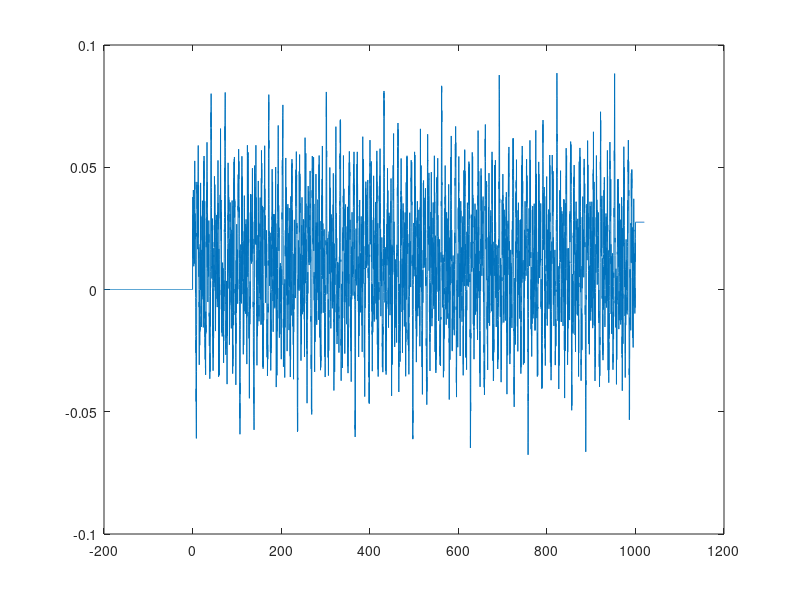

This figure's MATLAB source:
clc
clear all
close all

profile1D = [reshape([-1.05	1.03	1.44	0.42	0.89	2.12	2.73	2.06	0.32	0.23
0.7	0.53	1.39	2	1.82	1.53	1.31	2.2	3.02	2.14
0.59	0.2	0.56	0.46	0.65	0.86	0.32	-0.1	0.11	0.43
0.53	0.79	0.98	1	1.17	1.2	1.51	1.27	0.5	0.46
0.01	0.38	1.68	1.56	1.63	2.21	2.62	3.23	3.64	4.21
3.68	3.04	3.35	2.2	1.13	1.45	1.96	2.06	1.13	1.01
1.23	1.12	1.73	1.07	-0.05	-0.54	-1.17	-1.02	-1.13	-1.38
-1.8	-2.97	-3.23	-3.53	-3.64	-3.12	-3.54	-3.79	-4.52	-5.63
-5.18	-5.11	-5.96	-6.37	-6.53	-7.05	-7.14	-5.89	-5.04	-4.41
-2.94	-2.49	-2.49	-1.43	0.16	1.26	1.12	1.42	2.93	3.35
2.88	3.23	3.16	2.3	2.25	2.41	2.58	3	2.94	2.89
2.28	1.47	1.54	1.1	0.86	0.94	0.6	1.05	1.49	2.02
2.7	2.45	1.86	1.08	1.72	3.35	3.77	4.65	4.84	3.15
2.2	1.86	1.23	1.17	2.3	3.21	2.87	1.92	0.35	0.23
0.67	-0.53	-0.04	0.48	-0.87	-1.05	-1.36	-1.77	-1.56	-2.26
-3.31	-4.13	-3.52	-2.5	-2.17	-1.08	-1.26	-2.13	-1.89	-1.99
-1.62	-2.19	-3.33	-2.42	-2.38	-2.77	-2.15	-2.7	-2.57	-0.79
0.58	0.8	-0.15	-1.05	-0.52	0.17	-0.72	-1.06	0.45	1.38
2.29	3.31	2.97	2.51	1.78	1.45	1.97	1.14	0.98	1.92
1.61	1.03	0.13	-0.84	-1.38	-2.04	-1.73	-1.85	-2.58	-1.86
-1.48	-1.5	-0.5	0.3	0.34	0.36	0.57	-0.02	-0.71	-0.54
-0.68	-0.43	-0.47	-1.45	-0.85	-0.15	-0.4	0.31	0.92	1.29
1.45	0.92	1.43	2.58	2.5	1.26	0.34	0.72	1.11	0.9
0.63	-0.18	-1.16	-1.31	-1.09	-0.4	0.88	0.36	-1.34	-0.91
-0.5	-1.98	-2.6	-1.66	-0.75	-0.94	-1.47	-0.88	0.4	2.2
3.41	2.4	2.22	4.12	4.2	3.19	3.77	3.81	3.49	4.41
4.13	2.29	1.14	0.31	-1.24	-2.23	-1.92	-1.81	-1.35	0.03
0.73	1.16	1.09	0.96	2.25	2.56	1.67	0.93	-0.32	-1.24
-2.49	-2.99	-1.96	-3.09	-3.91	-2.41	-2.71	-3.42	-3.07	-3.6
-4.18	-4.27	-4.15	-4.15	-4.54	-4.18	-3.34	-2.66	-1.96	-2.32
-2.85	-2.5	-2.65	-2.79	-2.53	-2.02	-0.18	0.91	0.68	1.29
1.82	1.85	1.79	1.8	1.9	1.05	0.75	1.5	1.84	2.55
3.02	2.73	2.43	2.04	2.57	4.12	4.97	3.78	2.31	2.85
3.34	2.52	1.04	-0.14	0.75	1.6	1.45	2.06	1.96	1.14
0.77	0.71	1.25	0.99	-0.61	-1.56	-0.89	-0.03	-0.04	0.13
0.2	-0.29	-0.22	0.39	0.72	0.71	0.81	0.78	0.6	0.61
0.46	0.44	-0.01	-0.52	-0.03	0.12	0.85	1.77	1.03	0.87
1.21	1.02	0.9	0.41	-0.11	-1.34	-2.15	-2	-3.09	-3.36
-2.34	-2.03	-2.41	-3.27	-3.03	-2.69	-2.99	-2.86	-3.9	-4.7
-4.4	-4.3	-3.7	-3.66	-3.86	-3.99	-4.41	-3.72	-3.2	-2.79
-2.1	-2.48	-2.49	-2.56	-2.53	-1.15	-0.72	-0.97	-0.3	0.57
1.22	2.39	4.24	4.99	5.33	6.19	5.87	5.6	6.44	6.96
6.49	5.31	5.08	5.52	4.46	3.12	2.93	2.3	1.36	1.55
1.72	1.59	1.54	0.93	0.45	-0.2	-0.6	-0.09	-0.2	-0.06
0.38	0.38	1.04	1.35	1.37	1.31	0.44	-0.12	-0.17	0.9
1.85	0.98	0.45	-0.69	-2.74	-2.96	-2.53	-2.49	-1.93	-1.01
-1.21	-2.6	-3.7	-4.37	-3.56	-2.84	-3.67	-2.83	-2.52	-3.83
-3.36	-3.11	-3.1	-2.58	-2.96	-3.04	-2.33	-0.73	0.36	0.28
0.64	-0.16	-0.95	-0.28	-0.25	-0.04	-0.45	-0.77	0.77	0.89
0.7	1.58	1.38	2.06	3.58	3.47	2.26	0.95	0.7	1.69
2.08	1.25	1.62	3.2	3.24	2.87	2.44	0.88	-0.07	-0.64
-0.7	-0.27	-1.1	-1.03	-0.37	-1.35	-2.12	-2.59	-2.75	-2.27
-1.91	-0.95	-0.64	-0.67	0.6	1.03	1.01	1.79	1.79	1.08
0.7	0.52	-0.16	-0.42	0.2	0.29	0.54	0.53	0.08	1.2
1.79	1.34	1.91	2	1.62	1.23	0.6	1.01	1.27	0.07
-1.29	-1.43	-0.55	-0.36	-0.91	-1.26	-1.71	-1.77	-0.91	-0.1
0.53	0.89	-0.4	-1.55	-0.33	0.11	-0.89	-0.17	1.52	2.12
1.68	1.63	2.76	3.8	4.23	3.54	1.58	1.41	2.49	1.14
-0.4	-0.02	-0.53	-1.33	-1.21	-2.54	-4.43	-4.62	-4.38	-4.53
-3.72	-2.05	-1.21	-0.42	0.61	0.38	-0.13	-0.7	-1.07	-0.55
-1.54	-3.21	-3.89	-4.56	-4.55	-4.43	-3.63	-2.19	-2.95	-2.73
-0.84	-1.41	-1.86	-1.07	-1.28	-1.18	-0.45	0.17	0.57	0.79
1.72	2.61	2.82	2.81	2.11	1.86	2.58	2.67	2.94	3.71
4.41	5.53	5.23	4	4.02	3.78	3.05	2.6	2.3	2.1
1.41	1.66	2.59	2.56	2.61	2.26	1.37	1.03	0.94	1.53
2.11	1.2	-0.88	-1.83	-0.84	-0.83	-2.07	-2.81	-2.47	-0.74
-0.15	-0.8	-0.65	-1.25	-2.08	-1.96	-1.69	-1.36	-1.96	-2.97
-2.45	-0.84	-0.12	-0.49	-0.51	-0.56	-0.88	-0.48	0.05	-0.06
-0.42	-0.56	-0.77	-1.02	-1.02	-1.18	-1.22	-1.44	-1.44	-0.61
-0.47	-0.19	-0.18	-1.54	-1.75	-1.58	-2.18	-2.56	-3.13	-3.53
-4.05	-3.82	-2.9	-3.15	-2.39	-1.01	-1.13	-1.65	-1.93	-1.14
-0.68	-1.03	-0.83	-1.34	-1.08	0.2	0.73	1.38	1.4	1.32
1.66	1.9	3.02	3.52	3.63	3.93	3.37	3.58	3.95	4.39
5.62	5.46	5.05	5.79	6.31	6.4	6.75	7.01	5.92	4.76
4.24	2.83	2.02	2.11	1.28	-0.27	-1.56	-1.63	-1.59	-2.95
-3.72	-3.19	-3.3	-3.47	-2.61	-2.32	-2.53	-2.61	-3.03	-3.04
-2.93	-2.51	-1.56	-1.51	-1.27	-0.85	-1.01	-0.7	-0.96	-1.52
-1.92	-2.67	-2.6	-2.04	-1.26	-1.43	-3.12	-3.75	-4.34	-4.92
-3.41	-2.11	-1.79	-1.21	-0.94	-1.84	-2.95	-2.79	-1.94	-0.42
0.21	-0.49	0.5	0.6	-0.36	0.83	1.36	1.42	2	1.78
2.23	3.25	4.13	3.87	2.65	2.29	1.34	1.04	2.08	1.98
1.97	1.76	1.88	3.23	2.67	2.14	2.73	2.14	2.34	2.62
1.03	-0.55	-1.01	-0.25	0.84	0.63	-0.26	0.27	1.02	-0.26
-1.46	-2.17	-3.31	-3.18	-2.6	-1.97	-1.35	-1.86	-1.36	-0.75
-1.69	-1.66	-1	-0.23	0.85	1.38	2.04	1.95	1.72	2.51
2.08	1.38	1.49	0.68	-0.29	-0.44	-0.37	-0.58	-0.21	0.64
0.57	0.6	0.52	0.27	1.22	1.05	0.06	0.27	-0.21	-0.97
-1.29	-1.58	-1.09	-1.24	-2.4	-2.64	-1.54	-0.38	-0.5	-1.04
-0.89	-0.62	0.03	1.07	1.39	1.16	0.63	-0.64	-0.69	1.1
1.22	0.41	1.59	2.59	1.84	0.76	0.65	1.25	0.9	-0.32
-1.99	-3.52	-2.9	-2.12	-3.79	-4.49	-3.3	-3.53	-3.88	-3.34
-4.01	-4.19	-2.43	-1	-0.25	1.12	2.36	2.18	1.87	1.61
0.29	-0.62	-1.01	-1.13	-0.78	-1.79	-2.51	-1.62	-0.84	0.34
1.37	2.42	3.33	2.34	2.81	4.17	2.86	2.55	3.51	3.21
3.47	4.16	4.29	4.18	4.04	4.37	4.21	3.34	2.64	1.89
1.95	2.64	2.39	2.32	2.56	2.27	1.89	0.31	-1.2	-1.03
-1.37	-2.04	-2.08	-2.02	-1.94	-2.09	-1.45	-0.83	-1.52	-1.96
-2.51	-3.15	-2.92	-2.6	-2.2	-2.42	-3.83	-4.95	-4.17	-2.42
-2.51	-3.26	-2.63	-1.28	0.14	-0.32	-1.5	-1.38	-1.81	-2.01
-1.17	-0.69	-0.54	-0.97	-1.05	0.36	1.62	1.22	0.2	0.05
-0.01	-0.2	0.23	0.35	-0.22	-0.66	-0.68	-0.72	-0.76	-0.55
-0.53	-0.41	-0.34	-0.07	0.58	0.23	-0.08	-0.51	-1.63	-1.16
-0.64	-1.04	-0.88	-0.74	-0.3	0.23	1.25	2.37	2.2	2.96
3.65	2.68	2.14	2.37	3.21	3.29	2.73	3.03	2.93	3.61
4.69	4.44	4.28	3.77	3.47	3.74	3.75	4.19	3.72	2.97
2.68	1.89	2.06	2.25	2.13	2.31	1.1	0.25	0.55	0.07
-0.86	-1.55	-2.51	-4.3	-5.36	-5.52	-6.32	-6.26	-5.7	-6.33
-6.97	-6.67	-5.49	-4.87	-5.33	-4.64	-3.09	-2.69	-2.31	-1.27
-1.23	-1.55	-1.4	-1.38	-0.87	-0.32	0.2	0.79	0.34	0.23
0.28	-0.25	-0.26	-0.76	-1.25	-1.19	-1.24	-0.48	0.22	0.37
-0.39	-1.62	-1.01	-0.22	0.56	2.64	3.31	2.75	2.65	2.24
1.32	1.16	2.44	3.64	4.4	3.94	2.83	3.51	3.17	2.31
3.57	3.52	2.95	3.08	2.5	2.66	2.9	2.32	0.9	-0.51
-0.48	-0.72	-0.3	0.81	0.29	0.06	-0.03	0.07	0.71	-0.59
-1.24	-0.76	-1.61	-1.65	-1.88	-3.43	-3.7	-2.58	-1.2	-0.62
-1.45	-2.15	-1.47	-1.34	-2.89	-3.32	-2.77	-2.48	-1.06	0.14
0.66	0.94	0.4	0.97	1.33	0.48	1.14	2.1	2.5	2.79
2.31	1.91	1.08	0.44	0.64	-0.41	-1.2	-1.03	-1.69	-1.94
-1.24	-0.72	-0.56	-0.02	0.47	-0.1	-0.35	-0.47	-0.68	-0.13
-0.89	-1.87	-1.4	-1.73	-2.04	-1.61	-1.28	-0.6	-0.72	-1.22
-0.29	1.18	1.63	0.82	0.34	0.84	1.23	1.61	1.82	1.09
0.18	-0.42	-0.93	-0.04	1.48	0.67	-0.31	0.63	0.41	-1.31
-2.2	-1.89	-1.58	-2.49	-3.62	-4.1	-3.71	-1.81	-0.97	-2.14
-1.4	0.53	0.42	0.53	1.53	1.47	2.32	4.33	4.85	4.45
4.51	3.96	2.29	1.2	0.57	-0.51	-0.53	0.08	0.59	1.17
0.74	1.24	3.04	3.83	4.44	4.56	4.31	3.8	2.19	2.41
2.85	0.91	0.85	1.72	0.95	0.9	1.01	0.31	-0.35	-0.83
-1.02	-1.75	-2.76	-3.03	-3.05	-2.5	-1.97	-2.61	-2.89	-2.97
-3.71	-4.34	-5.38	-5.5	-4.14	-3.86	-3.82	-3.06	-2.55	-2.19
-2.04	-1.44	-1.34	-2.33	-2.47	-2.4	-2.24	-1.33	-0.86	-0.72
-1.12	-1.83	-1.28	0.69	2.1	1.33	0.85	1.99	2.85	2.79
1.24	0.15	0.8	0.82	1.12	2.09	2.11	1.82	1.47	1.76
2.84	2.71	1.15	0.1	0.37	0.55	0.49	0.84	0.64	0.03
0.01	0.39	0.59	0.74	1.03	1.06	1.17	1.25	1.37	1.53
0.79	0.43	0.35	0.09	1.3	1.92	1.58	2.1	2.51	3.01
3.44	3.86	3.91	2.87	2.86	2.53	0.99	0.81	1.34	1.72
1.16	0.42	0.76	0.62	0.91	1.02	-0.28	-0.96	-1.54	-1.77
-1.55	-1.9	-2.08	-3.01	-3.78	-3.76	-4.13	-3.68	-3.59	-4.09
-4.33	-5.49	-5.71	-5.05	-5.58	-6.21	-6.28	-6.46	-6.79	-5.95
-4.54	-3.98	-2.76	-1.6	-1.66	-1.09	0.37	1.8	2.14	1.87
2.92	4.02	3.58	3.39	3.69	2.96	2.4	2.62	2.67	3.01
3.14	2.95	2.69	1.72	1.44	1.4	0.87	1.01	0.82	0.87
1.51	1.85	2.58	2.73	2.19	1.47	1.23	2.79	3.75	4.07
4.85	3.71	2.08	1.66	1.19	0.77	1.39	2.62	2.71	1.92
0.53	-0.55	0.14	-0.39	-1.06	0.06	-0.7	-1.64	-1.54	-2.14
-2.05	-2.22	-3.19	-4.08	-4.15	-2.88	-2.33	-1.63	-0.92	-1.91
-2.09	-1.92	-1.89	-1.68	-2.96	-2.94	-2	-2.57	-2.2	-2.01
-2.54	-1.28	0.48	1.17	0.64	-0.54	-0.7	0.25	0.14	-0.85
0.03	1.5	2.11	3.22	3.39	2.7	2.14	1.34	1.67	1.57
0.65	1.37	1.69	0.98	0.3	-0.81	-1.42	-2	-2.15	-1.69
-2.35	-2.29	-1.36	-1.4	-0.85	0.24	0.54	0.42	0.56	0.4
-0.49	-0.63	-0.51	-0.58	-0.18	-0.91	-1.2	-0.08	-0.07	0.11
0.98	1.31	1.64	1.3	1.11	2.18	2.71	1.81	0.49	0.3
0.91	0.89	0.59	0.08	-0.95	-1.45	-1.23	-0.81	0.34	0.89
-0.73	-1.45	-0.47	-1.18	-2.49	-2.02	-0.83	-0.41	-0.97	-0.89
0.25	1.79	3.5	3.38	2.2	3.39	4.64	3.54	3.29	3.86
3.3	3.6	4.12	2.62	0.9	0.13	-1.03	-2.42	-2.47	-1.97
-1.8	-0.65	0.5	0.87	1.12	0.71	1.33	2.37	1.63	0.73
-0.33	-1.5	-2.39	-3.53	-2.84	-2.6	-4.21	-3.4	-2.46	-3.47
-3.41	-3.36	-4.09	-4.29	-4.19	-3.97	-4.16	-4.2	-3.35	-2.58
-1.85	-1.62	-2.35	-2.3	-2.02	-2.3	-2.05	-1.69	-0.43	1.37
1.44	1.48	2.21	2.32	2.24	2.1	2.23	1.84	0.99	1.48
2.09	2.48	3.22	3.12	2.75	2.38	2.33	3.52	4.83	4.49
2.66	2.2	3.07	2.73	1.47	-0.04	-0.08	1.28	1.37	1.54
1.98	1.23	0.62	0.41	0.69	1.01	-0.12	-1.59	-1.53	-0.43
-0.06	-0.1	0.15	-0.15	-0.44	0.04	0.57	0.65	0.64	0.71
0.51	0.44	0.36	0.24	0.1	-0.56	-0.45	0.02	0.24	1.37
1.3	0.49	0.82	0.77	0.56	0.2	-0.37	-1.19	-2.48	-2.49
-2.84	-3.82	-3.05	-2.27	-2.36	-3.1	-3.49	-2.84	-3	-3.03
-3.35	-4.58	-4.51	-4.22	-3.83	-3.31	-3.56	-3.55	-3.9	-3.71
-2.79	-2.51	-1.75	-1.63	-1.99	-1.76	-1.97	-1.08	0.13	-0.07
0.17	1.12	1.88	2.68	4.31	5.66	5.78	6.38	6.61	5.88
6.21	6.92	6.78	5.69	4.72	5.05	4.74	3.13	2.43	2.24
1.24	0.91	1.33	1.22	1.18	0.82	0.19	-0.24	-0.9	-0.64
-0.29	-0.46	0.06	0.19	0.49	1.11	1.06	1.11	0.54	-0.3
-0.53	-0.06	1.27	1.07	0.04	-0.53	-2.44	-3.6	-3.03	-2.79
-2.51	-1.64	-1.19	-2.25	-3.56	-4.36	-4.25	-2.96	-3.25	-3.44
-2.26	-3.19	-3.65	-2.85	-2.97	-2.48	-2.36	-2.72	-2.27	-1.05
0.56	0.75	0.78	0.71	-0.54	-0.35	0.13	0.1	0.23	-0.5
0.35	1.51	0.95	1.55	1.93	1.8	3.21	3.87	2.89	1.47
0.61	1.19	2.13	1.7	1.18	2.5	3.35	2.74	2.44	1.26
-0.17	-0.71	-1.11	-0.64	-0.83	-1.52	-0.71	-0.93	-2.04	-2.44
-2.78	-2.38	-1.89	-1.21	-0.32	-0.5	0.21	1.3	1.13	1.55
2.03	1.43	0.78	0.58	0.18	-0.44	-0.05	0.4	0.42	0.75
0.28	0.6	1.84	1.54	1.54	2.03	1.63	1.29	0.65	0.47
1.07	0.48	-1.02	-1.76	-1.13	-0.4	-0.75	-1.22	-1.52	-1.82
-1.27	-0.28	0.34	0.89	0.42	-1.25	-1.01	0.35	-0.29	-0.58
1.03	2.22	2.09	1.61	2.22	3.41	3.96	3.78	2.11	0.69
1.65	1.58	-0.5	-0.85	-0.61	-1.63	-1.79	-2.18	-4.13	-5.04
-4.57	-4.46	-4.13	-2.58	-1.21	-0.65	0.36	0.68	0.01	-0.49
-1.16	-0.96	-1.01	-2.76	-3.79	-4.29	-4.56	-4.2	-3.85	-2.32
-1.9	-2.76	-1.12	-0.34	-1.44	-0.9	-0.53	-0.8	-0.19	0.52
1.06	1.28	1.8	2.86	3.25	3.26	2.86	2.14	2.58	3.08
3.04	3.68	4.31	5.17	5.66	4.38	3.7	3.79	3.09	2.48
2.09	1.93	1.47	1.08	1.98	2.39	2.2	2.15	1.33	0.69
0.53	0.74	1.48	1.29	-0.47	-2.23	-1.86	-0.99	-1.87	-2.88
-3.02	-1.76	-0.26	-0.71	-1	-1.04	-2.03	-2.26	-1.95	-1.6
-1.62	-2.63	-2.88	-1.49	-0.15	-0.22	-0.56	-0.46	-0.76	-0.76
-0.14	0.03	-0.33	-0.61	-0.73	-1.02	-1.1	-1.15	-1.27	-1.31
-1.55	-0.99	-0.41	-0.46	-0.09	-0.99	-2.02	-1.66	-1.98	-2.48
-2.88	-3.36	-3.66	-3.9	-2.94	-2.55	-2.56	-1.07	-0.49	-1.01
-1.45	-1.17	-0.23	-0.43	-0.45	-0.49	-0.86	0.28	1.2	1.68
2.1	1.82	2.09	2.3	2.98	3.97	3.95	4.24	4	3.63
4.16	4.34	5.28	5.89	5.14	5.35	6.06	6.17	6.2	6.5
5.95	4.39	3.65	2.68	1.27	1.15	0.85	-0.49	-1.98	-2.61
-2.25	-2.91	-4.21	-4	-3.52	-3.83	-3.33	-2.53	-2.67	-2.75
-2.98	-3.22	-2.99	-2.8	-1.92	-1.37	-1.47	-0.95	-0.96	-0.95
-0.81	-1.45	-1.83	-2.44	-2.82	-2.32	-1.66	-1.15	-2.38	-3.7
-3.88	-4.65	-3.98	-2.12	-1.5	-1.14	-0.63	-0.97	-2.21	-2.6
-1.87	-0.63	0.75	0.31	0.32	1.37	0.4	0.56	1.83	1.74
2.21	2.33	2.25	3.12	4.01	4.33	3.19	2.34	1.87	0.91
1.64	2.19	1.89	1.97	1.61	2.6	3.13	1.99	2.31	2.28
1.75	2.33	1.51	-0.37	-1.29	-0.99	0.19	0.69	-0.16	-0.47
0.55	0.18	-1.46	-2.13	-3.07	-3.57	-2.84	-2.27	-1.42	-1.44
-1.69	-0.68	-1.02	-1.66	-0.99	-0.33	0.73	1.48	1.94	2.3
1.77	2.14	2.44	1.43	1.26	0.99	-0.14	-0.63	-0.49	-0.53
-0.54	0.28	0.68	0.45	0.58	0.19	0.58	1.25	0.2	-0.15
-0.07	-0.94	-1.35	-1.66	-1.52	-1.08	-1.92	-2.71	-2.05	-0.67
-0.14	-0.73	-0.89	-0.56	-0.16	0.79	1.49	1.32	0.93	-0.03
-0.95	0.29	1.56	0.67	0.82	2.28	2.18	0.95	0.25	0.66
0.84	-0.17	-1.63	-3.37	-3.78	-2.45	-2.98	-4.63	-3.86	-3.1
-3.73	-3.33	-3.22	-3.92	-2.82	-0.87	0.04	0.97	2.41	2.76
2.14	1.93	1.02	-0.32	-0.76	-1.05	-0.73	-0.91	-2.11	-1.68
-0.63	0.32	1.59	2.42	3.58	3.35	2.55	4.05	3.93	2.51
3.31	3.6	3.3	3.96	4.28	4.17	3.92	3.95	4.11	3.37
2.51	1.8	1.35	1.97	2.19	1.77	1.99	1.84	1.44	0.5
-1.42	-1.88	-1.64	-2.33	-2.56	-2.46	-2.29	-2.32	-2.16	-1.24
-1.42	-2.18	-2.49	-3.21	-3.31	-2.88	-2.54	-2.31	-3.22	-4.63
-4.72	-2.98	-1.97	-2.79	-2.78	-1.63	-0.13	0.41	-0.93	-1.38
-1.3	-1.86	-1.32	-0.55	-0.3	-0.42	-0.87	-0.1	1.48	1.8
0.73	0.09	0.17	-0.06	0.07	0.48	0.14	-0.46	-0.63	-0.57
-0.65	-0.49	-0.35	-0.31	-0.14	-0.08	0.5	0.66	0.08	-0.07
-1.03	-1.4	-0.45	-0.56	-0.68	-0.39	-0.11	0.5	1.18	2.48
2.8	2.78	3.85	3.45	2.44	2.37	2.96	3.59	3.01	2.92
3.12	3.15	4.34	4.59	4.14	3.86	3.21	3.34	3.39	3.56
3.64	2.66	2.26	1.65	1.22	1.67	1.46	1.56	1.03	-0.4
-0.44	-0.44	-1.35	-2.19	-2.9	-4.3	-5.87	-6.09	-6.42	-6.87
-6.14	-6.09	-6.82	-6.84	-5.88	-4.66	-4.71	-4.74	-3.23	-2.18
-2.08	-1.24	-0.62	-1.04	-1.06	-0.95	-0.74	-0.08	0.33	0.96
0.95	0.4	0.57	0.18	-0.13	-0.24	-0.93	-0.96	-0.94	-0.58
0.34	0.67	0.43	-0.82	-1.1	0.07	0.61	2.19	3.78	3.36
2.92	2.73	1.97	1.29	2.04	3.45	4.29	4.47	3.21	2.98
3.57	2.37	2.74	3.68	2.84	2.78	2.49	2.09	2.48	2.19
1.14	-0.52	-1.05	-0.86	-1.01	0.15	0.41	-0.28	-0.21	-0.43
0.18	-0.13	-1.63	-1.25	-1.45	-2.14	-1.85	-2.93	-3.96	-3.19
-1.76	-0.67	-0.95	-2	-1.92	-1.15	-2.07	-3.29	-2.77	-2.33
-1.45	0.15	0.79	1.22	0.92	0.74	1.58	1.03	0.78	1.92
2.4	2.72	2.48	1.86	1.31	0.3	0.28	-0.04	-1.3	-1.31
-1.44	-2.06	-1.63	-0.86	-0.58	-0.31	0.36	0.21	-0.41	-0.41
-0.74	-0.48	-0.38	-1.68	-1.72	-1.39	-1.96	-1.68	-1.26	-0.72
-0.28	-0.85	-0.63	0.82	1.82	1.43	0.52	0.65	1.19	1.45
1.77	1.43	0.41	-0.28	-0.82	-0.71	0.89	1.28	-0.22	-0.07
0.62	-0.71	-2.17	-2.27	-1.71	-1.98	-3.17	-3.81	-3.77	-2.41
-0.57	-1.08	-1.62	0.33	1.25	0.79	1.64	2.11	2.16	3.86
5.16	4.75	4.42	4.23	2.87	1.27	0.66	-0.19	-0.79	-0.15
0.41	1.08	1.18	0.9	2.41	3.73	4.15	4.52	4.13	3.81
2.51	1.49	2.46	1.4	-0.04	1	0.9	0.22	0.51	0.08
-0.69	-1.26	-1.55	-1.89	-2.9	-3.46	-3.44	-3.18	-2.39	-2.52
-3.2	-3.15	-3.61	-4.29	-4.97	-5.7	-4.67	-3.58	-3.68	-3.13
-2.41	-2	-1.78	-1.47	-0.92	-1.58	-2.27	-2.03	-2	-1.34
-0.54	-0.34	-0.41	-1.09	-1.21	0.26	2.23	2.37	1.25	1.75
2.87	3.18	2.24	0.51	0.57	1.15	1.03	1.89	2.39	2.07
1.73	1.55	2.38	2.96	1.83	0.28	0.06	0.52	0.46	0.65
0.83	0.27	-0.05	0.26	0.61	0.73	0.99	1.15	1.14	1.28
1.28	1.51	1.19	0.43	0.48	0.18	0.69	1.99	1.79	1.85
2.43	2.76	3.25	3.5	3.8	3.05	2.28	2.46	1.21	0.23
0.67	1.15	1.12	0.15	0.06	0.29	0.12	0.59	-0.24	-1.41
-1.83	-2.36	-2.14	-2.24	-2.54	-2.97	-4.06	-4.17	-4.3	-4.29
-3.72	-4.15	-4.39	-5.05	-5.95	-5.3	-5.13	-5.86	-6.04	-5.96
-6.16	-5.87	-4.31	-3.29	-2.54	-1.03	-0.61	-0.55	0.61	2.13
3.01	2.7	2.95	4.29	4.41	3.72	3.91	3.66	2.72	2.68
2.83	2.94	3.26	3.05	2.85	2.14	1.34	1.46	1.06	0.88
1.04	0.8	1.34	1.82	2.29	2.85	2.44	1.81	1.17	1.97
3.56	3.78	4.36	4.18	2.26	1.32	1.05	0.53	0.62	1.75
2.45	1.82	0.69	-0.82	-0.81	-0.34	-1.49	-0.94	-0.49	-1.9
-2	-2.24	-2.59	-2.34	-3.04	-3.94	-4.42	-3.53	-2.37	-2.02
-1.02	-1.33	-2.22	-1.9	-1.96	-1.64	-2.2	-3.19	-2.11	-2.01
-2.32	-1.6	-2.02	-1.68	0.2	1.37	1.3	0.2	-0.6	0.04
0.69	-0.17	-0.31	1.32	2.2	2.92	3.67	3.02	2.36	1.56
1.23	1.69	0.82	0.68	1.55	1.04	0.32	-0.62	-1.52	-1.91
-2.38	-1.93	-1.94	-2.49	-1.59	-1.11	-1.05	0	0.69	0.6
0.53	0.62	-0.04	-0.69	-0.44	-0.52	-0.26	-0.3	-1.17	-0.41
0.33	0.1	0.85	1.41	1.66	1.69	1.14	1.66	2.63	2.27
0.89	0.05	0.51	0.86	0.55	0.19	-0.63	-1.48	-1.42	-1.02
-0.25	0.87	0.14	-1.51	-0.95	-0.55	-1.97	-2.29	-1.11	-0.16
-0.35	-0.72	0.09	1.5	3.18	4.06	2.84	2.66	4.43	4.19
3.02	3.5	3.39	2.92	3.61	2.98	0.92	-0.22	-0.98	-2.35
-3.01	-2.37	-2.01	-1.36	0.07	0.68	0.95	0.78	0.6	1.75
1.74	0.55	-0.34	-1.63	-2.5	-3.55	-3.81	-2.69	-3.76	-4.35
-2.73	-3.07	-3.74	-3.31	-3.79	-4.24	-4.14	-3.88	-3.75	-3.96
-3.39	-2.43	-1.74	-1.14	-1.56	-2.03	-1.58	-1.64	-1.64	-1.18
-0.48	1.36	2.28	1.9	2.41	2.8	2.66	2.5	2.42	2.41
1.56	1.37	2.21	2.54	3.16	3.47	3.02	2.68	2.35	2.95
4.36	4.82	3.34	1.86	2.43	2.77	1.75	0.31	-0.61	0.49
1.35	1.14	1.65	1.4	0.52	0.19	0.19	0.66	0.27	-1.31
-2	-1.08	-0.17	-0.2	-0.06	-0.02	-0.47	-0.31	0.32	0.59
0.52	0.56	0.48	0.27	0.25	0.07	0.02	-0.41	-0.82	-0.24
-0.02	0.66	1.41	0.51	0.3	0.56	0.25	0	-0.6	-1.22
-2.41	-3.09	-2.83	-3.76	-3.8	-2.65	-2.39	-2.82	-3.59	-3.23
-2.85	-3.16	-3.05	-4.03	-4.63	-4.09	-3.83	-3.16	-3.07	-3.23
-3.24	-3.47	-2.6	-1.99	-1.55	-0.88	-1.27	-1.2	-1.13	-0.92
0.55	0.96	0.76	1.54	2.47	3.15	4.31	5.97	6.42	6.48
7.03	6.43	6.01	6.66	6.84	6.03	4.68	4.37	4.62	3.36
1.99	1.84	1.23	0.39	0.7	0.89	0.73	0.62	-0.01	-0.46
-0.99	-1.22	-0.59	-0.63	-0.43	0.05	0.06	0.68	0.88	0.76
0.58	-0.34	-0.81	-0.72	0.33	1.05	-0.07	-0.77	-1.96	-3.83
-3.72	-3.07	-2.9	-2.27	-1.45	-1.85	-3.28	-4.21	-4.57	-3.54
-2.76	-3.52	-2.61	-2.33	-3.56	-2.92	-2.55	-2.48	-1.89	-2.19
-2.08	-1.18	0.41	1.32	1.02	1.2	0.31	-0.41	0.34	0.37
0.55	0.19	0.01	1.58	1.62	1.4	2.25	2.01	2.65	3.94
3.47	2.05	0.8	0.73	1.78	2.07	1.23	1.67	3.11	2.86
2.22	1.58	-0.05	-0.9	-1.29	-1.21	-0.74	-1.52	-1.36	-0.72
-1.73	-2.39	-2.64	-2.56	-1.86	-1.36	-0.36	-0.04	-0.05	1.2
1.51	1.38	2.02	1.82	0.98	0.57	0.39	-0.22	-0.35	0.35
0.45	0.68	0.66	0.28	1.42	1.88	1.33	1.81	1.75	1.23
0.79	0.18	0.57	0.69	-0.6	-1.82	-1.71	-0.72	-0.57	-1.14
-1.41	-1.7	-1.56	-0.57	0.23	0.74	0.89	-0.47	-1.42	-0.04
0.39	-0.53	0.38	2.04	2.42	1.86	1.81	2.88	3.66	3.7
2.66	0.63	0.52	1.47	-0.06	-1.55	-1.09	-1.6	-2.38	-2.26
-3.57	-5.18	-4.97	-4.41	-4.25	-3.15	-1.39	-0.61	0.05	0.83
0.34	-0.34	-0.95	-1.33	-0.92	-2.02	-3.62	-4.05	-4.42	-4.11
-3.69	-2.7	-1.25	-1.98	-1.64	0.23	-0.45	-0.86	0.01	-0.17
0.03	0.84	1.44	1.81	2.03	2.91	3.64	3.63	3.44	2.69
2.49	3.24	3.29	3.54	4.25	4.8	5.61	4.96	3.55	3.5
3.15	2.34	1.89	1.61	1.42	0.83	1.17	2.07	1.9	1.8
1.34	0.42	0.14	0.13	0.68	1.05	-0.09	-2.13	-2.79	-1.63
-1.65	-2.83	-3.28	-2.65	-0.87	-0.43	-1.21	-1.11	-1.72	-2.46
-2.19	-1.84	-1.54	-2.12	-2.94	-2.15	-0.49	0.08	-0.42	-0.48
-0.55	-0.85	-0.42	0.04	-0.18	-0.59	-0.74	-0.94	-1.17	-1.14
-1.27	-1.28	-1.43	-1.34	-0.51	-0.44	-0.3	-0.44	-1.84	-1.96
-1.75	-2.35	-2.66	-3.12	-3.36	-3.63	-3.16	-2.1	-2.23	-1.37
-0.04	-0.31	-0.84	-0.99	-0.13	0.29	-0.08	0.16	-0.24	0.2
1.55	2.02	2.56	2.49	2.39	2.75	3.01	4.07	4.41	4.35
4.51	3.88	4.08	4.46	4.83	5.87	5.49	4.95	5.6	5.9
5.75	5.81	5.7	4.28	2.94	2.31	0.86	0.09	0.17	-0.75
-2.26	-3.34	-3.2	-3.07	-4.29	-4.78	-4	-3.95	-3.93	-2.97
-2.67	-2.89	-2.92	-3.24	-3.12	-2.85	-2.33	-1.38	-1.38	-1.18
-0.82	-1.06	-0.84	-1.2	-1.8	-2.16	-2.8	-2.57	-1.93	-1.26
-1.6	-3.29	-3.74	-4.05	-4.26	-2.48	-1.16	-0.92	-0.44	-0.32
-1.27	-2.22	-1.77	-0.71	0.79	1.28	0.52	1.46	1.49	0.57
1.82	2.3	2.27	2.78	2.51	2.95	3.86	4.43	3.85	2.47
2.08	1.21	1.05	2.13	1.96	1.9	1.71	1.85	3.07	2.34
1.73	2.25	1.56	1.66	1.74	0.02	-1.41	-1.56	-0.62	0.43
0.09	-0.8	-0.25	0.33	-1.1	-2.27	-2.81	-3.67	-3.23	-2.43
-1.71	-1.09	-1.57	-1.01	-0.42	-1.32	-1.12	-0.3	0.52	1.54
1.92	2.39	2.13	1.79	2.43	1.8	1	1.04	0.17	-0.72
-0.72	-0.55	-0.65	-0.19	0.63	0.48	0.44	0.34	0.1	0.97
0.63	-0.42	-0.22	-0.73	-1.46	-1.66	-1.82	-1.28	-1.43	-2.47
-2.43	-1.15	-0.04	-0.27	-0.79	-0.55	-0.19	0.48	1.42	1.53
1.1	0.48	-0.68	-0.51	1.29	1.26	0.43	1.58	2.33	1.3
0.15	0.06	0.54	-0.02	-1.38	-2.97	-4.19	-3.29	-2.48	-4.08
-4.47	-3.07	-3.21	-3.41	-2.73	-3.21	-3.05	-1.05	0.39	1.06
2.27	3.19	2.67	2.1	1.64	0.24	-0.6	-0.82	-0.81	-0.42
-1.32	-1.74	-0.55	0.4	1.62	2.61	3.49	4.14	3.01	3.42
4.6	3.11	2.82	3.77	3.38	3.59	4.16	4.1	3.84	3.59
3.75	3.39	2.37	1.65	0.99	1.14	1.8	1.44	1.29	1.42
0.94	0.38	-1.25	-2.6	-2.24	-2.47	-3.01	-2.88	-2.7	-2.53
-2.58	-1.9	-1.37	-2.17	-2.61	-3.08	-3.57	-3.18	-2.78	-2.42
-2.71	-4.04	-4.82	-3.69	-1.88	-2.03	-2.68	-1.86	-0.48	0.7
-0.01	-1.24	-1.05	-1.39	-1.45	-0.52	-0.08	0.01	-0.4	-0.35
1.09	2.11	1.44	0.32	0.2	0.18	0.01	0.43	0.46	-0.16
-0.54	-0.49	-0.48	-0.45	-0.21	-0.17	-0.02	0.07	0.34	0.9
0.45	0.08	-0.33	-1.3	-0.65	-0.06	-0.41	-0.13	0.14	0.68
1.3	2.31	3.29	2.99	3.61	4.08	2.93	2.42	2.71	3.49
3.43	2.82	3.12	3.03	3.68	4.58	4.08	3.75	3.15	2.81
3.04	2.95	3.22	2.57	1.71	1.39	0.62	0.81	0.96	0.71
0.71	-0.61	-1.43	-1.14	-1.72	-2.71	-3.42	-4.36	-5.99	-6.74
-6.59	-7.08	-6.73	-5.99	-6.46	-6.79	-6.13	-4.75	-4.06	-4.38
-3.48	-1.87	-1.53	-1.18	-0.23	-0.33	-0.69	-0.52	-0.45	0.08
0.6	1.02	1.44	0.86	0.67	0.66	0.09	0.06	-0.41	-0.8
-0.61	-0.52	0.3	0.94	0.95	0.16	-0.88	-0.01	0.95	1.79
3.74	4.08	3.26	3.02	2.53	1.67	1.7	3.07	4.12	4.58
3.86	2.68	3.31	2.88	2.04	3.27	3.05	2.34	2.4	1.76
1.87	1.95	1.17	-0.28	-1.52	-1.27	-1.31	-0.78	0.3	-0.32
-0.57	-0.62	-0.54	-0.02	-1.39	-1.97	-1.43	-2.25	-2.24	-2.43
-3.81	-3.72	-2.34	-0.97	-0.58	-1.51	-2.13	-1.39	-1.33	-2.81
-2.95	-2.13	-1.62	-0.11	1	1.35	1.46	0.87	1.39	1.65
0.79	1.49	2.37	2.56	2.61	1.91	1.36	0.46	-0.16	0.02
-1.03	-1.7	-1.39	-1.92	-1.98	-1.13	-0.58	-0.42	0.08	0.43
-0.23	-0.5	-0.6	-0.79	-0.3	-1.1	-1.98	-1.37	-1.61	-1.8
-1.22	-0.82	-0.15	-0.28	-0.67	0.37	1.74	1.94	0.98	0.52
1.05	1.38	1.62	1.63	0.75	-0.18	-0.67	-0.97	0.04	1.4
0.39	-0.59	0.31	-0.08	-1.83	-2.52	-2.03	-1.71	-2.58	-3.5
-3.6	-2.83	-0.81	-0.05	-1.15	-0.21	1.71	1.48	1.57	2.55
2.47	3.3	5.09	5.2	4.45	4.21	3.38	1.58	0.54	0.05
-0.81	-0.56	0.25	0.82	1.39	1.03	1.65	3.41	3.97	4.28
4.1	3.55	2.82	1.18	1.42	1.74	-0.22	-0.15	0.72	-0.14
-0.21	-0.17	-0.96	-1.61	-2.04	-2.22	-2.91	-3.78	-3.83	-3.65
-3	-2.51	-3.19	-3.44	-3.49	-4.18	-4.68	-5.43	-5.2	-3.62
-3.27	-3.14	-2.29	-1.78	-1.45	-1.31	-0.78	-0.79	-1.79	-1.81
-1.59	-1.3	-0.35	0.07	0.12	-0.28	-0.82	-0.03	1.95	3.09
2.11	1.62	2.73	3.36	2.98	1.31	0.36	1.16	1.24	1.56
2.46	2.33	1.94	1.59	1.89	2.82	2.41	0.75	-0.16	0.26
0.5	0.46	0.8	0.56	0	0.09	0.54	0.75	0.9	1.17
1.16	1.24	1.29	1.35	1.43	0.66	0.37	0.41	0.29	1.57
2.12	1.71	2.22	2.58	2.96	3.24	3.43	3.22	2.03	1.92
1.48	-0.04	-0.07	0.51	0.79	0.15	-0.58	-0.2	-0.36	-0.16
-0.21	-1.61	-2.23	-2.7	-2.83	-2.56	-2.93	-3.12	-4	-4.62
-4.43	-4.64	-4.1	-4	-4.49	-4.68	-5.68	-5.66	-4.85	-5.29
-5.72	-5.55	-5.46	-5.44	-4.26	-2.66	-2	-0.74	0.37	0.29
0.92	2.37	3.59	3.69	3.3	4.24	5.06	4.35	3.99	4.12
3.26	2.68	2.92	2.93	3.19	3.19	2.85	2.47	1.48	1.25
1.26	0.8	1.02	0.91	1.05	1.75	2.07	2.69	2.68	2.03
1.37	1.32	2.92	3.72	3.77	4.19	2.75	1.05	0.73	0.35
0.08	0.79	1.91	1.72	0.69	-0.72	-1.64	-0.85	-1.36	-1.95
-0.82	-1.66	-2.57	-2.36	-2.89	-2.73	-2.87	-3.76	-4.39	-4.12
-2.66	-2.05	-1.41	-0.85	-1.91	-2.05	-1.81	-1.78	-1.61	-2.8
-2.58	-1.54	-2.07	-1.6	-1.32	-1.68	-0.26	1.4	1.79	1.02
-0.17	-0.18	0.8	0.64	-0.22	0.84	2.3	2.75	3.6	3.45
2.51	1.85	1.05	1.36	1.19	0.28	1.01	1.18	0.3	-0.44
-1.5	-1.97	-2.36	-2.32	-1.74	-2.27	-2.01	-0.97	-0.95	-0.34
0.7	0.85	0.61	0.65	0.4	-0.49	-0.55	-0.35	-0.39	0
-0.68	-0.81	0.4	0.41	0.61	1.46	1.68	1.88	1.46	1.27
2.25	2.53	1.4	0.1	0.03	0.67	0.56	0.18	-0.37	-1.31
-1.62	-1.19	-0.65	0.43	0.77	-0.93	-1.51	-0.46	-1.17	-2.27
-1.5	-0.2	0.18	-0.3	-0.03	1.27	2.77	4.19	3.75	2.48
3.63	4.62	3.26	2.91	3.36	2.65	2.78	3.01	1.24	-0.52
-1.2	-2.21	-3.3	-2.99	-2.22	-1.84	-0.59	0.5	0.72	0.81
0.34	0.87	1.66	0.61	-0.48	-1.59	-2.72	-3.46	-4.32	-3.44
-3.16	-4.61	-3.59	-2.64	-3.66	-3.51	-3.4	-4.04	-4.06	-3.79
-3.45	-3.5	-3.34	-2.34	-1.53	-0.87	-0.75	-1.47	-1.33	-0.97
-1.15	-0.74	-0.2	1.13	2.79	2.65	2.56	3.17	3.1	2.89
2.66	2.68	2.23	1.46	2.06	2.68	3.01	3.6	3.34	2.87
2.51	2.54	3.7	4.71	3.99	2.03	1.65	2.48	1.95	0.62
-0.69	-0.46	1	1.03	1.12	1.43	0.57	-0.03	-0.16	0.12
0.34	-0.85	-2.14	-1.78	-0.55	-0.2	-0.28	-0.05	-0.35	-0.57
-0.02	0.47	0.47	0.4	0.41	0.17	0.07	-0.02	-0.17	-0.31
-0.91	-0.69	-0.14	0.08	1.08	0.82	-0.09	0.2	0.05	-0.28
-0.74	-1.4	-2.23	-3.38	-3.24	-3.46	-4.23	-3.26	-2.46	-2.62
-3.33	-3.58	-2.86	-3.01	-3.05	-3.34	-4.43	-4.12	-3.62	-3.14
-2.58	-2.8	-2.71	-2.89	-2.53	-1.49	-1.17	-0.44	-0.34	-0.68
-0.35	-0.4	0.62	1.81	1.58	1.9	2.92	3.68	4.46	5.94
6.99	6.78	7.07	6.99	6.06	6.23	6.68	6.18	4.85	3.82
4.04	3.53	1.84	1.2	1.06	0.14	-0.05	0.44	0.33	0.25
-0.14	-0.75	-1.09	-1.58	-1.17	-0.73	-0.84	-0.28	-0.14	0.13
0.68	0.49	0.41	-0.24	-1.05	-1.13	-0.59	0.59	0.13	-1.09
-1.73	-3.54	-4.38	-3.51	-3.12	-2.75	-1.9	-1.62	-2.8	-4.02
-4.53	-4.13	-2.73	-2.99	-3.1	-1.91	-2.84	-3.16	-2.2	-2.25
-1.7	-1.53	-1.77	-1.13	0.17	1.62	1.58	1.4	1.18	-0.06
0.23	0.76	0.69	0.82	0.19	1.13	2.23	1.59	2.16	2.48
2.31	3.58	3.91	2.63	1.17	0.49	1.21	2.09	1.59	1.11
2.41	3	2.1	1.59	0.31	-1.07	-1.43	-1.65	-1.08	-1.23
-1.84	-0.98	-1.25	-2.31	-2.51	-2.61	-1.99	-1.33	-0.58	0.29
0.11	0.82	1.81	1.5	1.8	2.09	1.31	0.62	0.42	0.06
-0.45	0.06	0.55	0.54	0.84	0.41	0.78	1.95	1.5	1.41
1.79	1.24	0.81	0.18	0.03	0.55	-0.16	-1.62	-2.1	-1.27
-0.54	-0.94	-1.36	-1.54	-1.65	-0.94	0.09	0.62	0.98	0.35
-1.22	-0.76	0.65	0	-0.13	1.55	2.56	2.22	1.68	2.28
3.29	3.49	2.92	1.06	-0.29	0.68	0.43	-1.69	-1.91	-1.61
-2.61	-2.73	-3.1	-4.88	-5.4	-4.55	-4.15	-3.53	-1.81	-0.49
-0.07	0.73	0.78	-0.11	-0.69	-1.36	-1.2	-1.36	-3.11	-3.92
-4.12	-4.08	-3.43	-2.84	-1.25	-0.87	-1.65	0.05	0.71	-0.44
0.17	0.57	0.36	1.05	1.77	2.25	2.43	2.92	3.85	4.03
3.82	3.3	2.6	3.08	3.56	3.48	4.07	4.58	5.2	5.33
3.79	3.03	3.05	2.26	1.65	1.3	1.15	0.75	0.48	1.42
1.72	1.38	1.21	0.32	-0.27	-0.34	-0.1	0.52	0.09	-1.75
-3.27	-2.63	-1.7	-2.59	-3.4	-3.22	-1.79	-0.4	-1.02	-1.38
-1.44	-2.38	-2.47	-2.03	-1.67	-1.71	-2.61	-2.6	-1.05	0.18
-0.06	-0.49	-0.41	-0.71	-0.67	-0.08	-0.01	-0.46	-0.76	-0.87
-1.14	-1.19	-1.2	-1.29	-1.28	-1.44	-0.83	-0.3	-0.46	-0.24
-1.23	-2.19	-1.75	-2.05	-2.51	-2.8	-3.12	-3.22	-3.2	-2.06
-1.58	-1.49	0.02	0.45	-0.17	-0.54	-0.15	0.78	0.54	0.51
0.55	0.32	1.58	2.46	2.82	3.12	2.78	3.04	3.27	3.91
4.76	4.55	4.69	4.33	3.93	4.46	4.59	5.4	5.76	4.83
4.96	5.5	5.36	5.14	5.11	4.22	2.45	1.62	0.61	-0.75
-0.8	-1.13	-2.48	-3.79	-4.15	-3.63	-4.19	-5.24	-4.73	-4.06
-4.22	-3.56	-2.73	-2.89	-2.95	-3.1	-3.23	-2.85	-2.54	-1.63
-1.13	-1.29	-0.82	-0.91	-0.99	-0.93	-1.64	-2.01	-2.53	-2.75
-2.11	-1.48	-1.14	-2.46	-3.65	-3.57	-4	-3.01	-1.04	-0.51
-0.25	0.12	-0.35	-1.52	-1.65	-0.66	0.64	1.87	1.3	1.27
2.24	1.24	1.47	2.74	2.53	2.92	2.97	2.84	3.65	4.31
4.3	2.92	2.01	1.58	0.76	1.6	2.12	1.74	1.8	1.48
2.41	2.76	1.49	1.78	1.66	1.05	1.49	0.5	-1.34	-1.97
-1.4	-0.16	0.21	-0.71	-0.97	-0.02	-0.58	-2.24	-2.77	-3.47
-3.64	-2.63	-1.94	-1.08	-1.1	-1.3	-0.28	-0.64	-1.18	-0.34
0.41	1.42	2.04	2.31	2.47	1.8	2.05	2.17	1.03	0.8
0.47	-0.63	-0.97	-0.7	-0.65	-0.55	0.29	0.61	0.3	0.38
0	0.37	0.89	-0.27	-0.62	-0.55	-1.41	-1.73	-1.89	-1.65
-1.2	-1.99	-2.56	-1.65	-0.23	0.17	-0.49	-0.57	-0.16	0.29
1.18	1.69	1.31	0.78	-0.17	-0.89	0.49	1.64	0.63	0.79
2.1	1.7	0.31	-0.36	0.02	0.04	-1.15	-2.6	-4.08	-4.14
-2.66	-3.18	-4.6	-3.53	-2.66	-3.19	-2.65	-2.39	-2.83	-1.44
0.58	1.38	2.17	3.33	3.31	2.4	1.98	0.95	-0.36	-0.64
-0.76	-0.35	-0.48	-1.46	-0.72	0.55	1.55	2.79	3.47	4.37
3.91	3.04	4.42	4.07	2.59	3.42	3.64	3.26	3.85	4
3.72	3.34	3.24	3.22	2.32	1.4	0.76	0.41	1.07	1.21
0.7	0.84	0.55	-0.02	-1.06	-2.87	-3.09	-2.7	-3.27	-3.33
-3.07	-2.81	-2.75	-2.51	-1.63	-1.93	-2.72	-2.97	-3.57	-3.49
-2.94	-2.59	-2.43	-3.34	-4.52	-4.21	-2.28	-1.34	-2.18	-2
-0.74	0.62	0.85	-0.63	-1.04	-0.88	-1.32	-0.66	0.12	0.3
0.14	-0.23	0.63	2.08	2.09	0.84	0.21	0.33	0.13	0.28
0.63	0.21	-0.37	-0.46	-0.33	-0.35	-0.15	0.02	0.07	0.26
0.33	0.86	0.92	0.25	0.09	-0.77	-0.95	0.13	0.05	0.01
0.42	0.8	1.48	2.18	3.37	3.52	3.36	4.24	3.61	2.54
2.55	3.14	3.64	2.96	2.85	3.06	3.08	4.15	4.16	3.5
3.1	2.4	2.5	2.5	2.54	2.43	1.33	0.89	0.3	-0.09
0.35	0.06	0.02	-0.64	-2.08	-2.07	-2.11	-3.08	-3.92	-4.59
-5.88	-7.14	-7.02	-7.03	-7.17	-6.2	-6	-6.5	-6.18	-4.95
-3.65	-3.64	-3.49	-1.87	-0.88	-0.85	-0.08	0.4	-0.13	-0.16
-0.02	0.22	0.87	1.19	1.67	1.49	0.85	0.96	0.52	0.2
0.1	-0.51	-0.42	-0.26	0.19	1.1	1.31	0.96	-0.21	-0.23
1.14	1.77	3.29	4.58	3.83	3.2	2.92	2.15	1.62	2.52
3.87	4.45	4.31	2.91	2.65	3.17	1.95	2.34	3.16	2.16
2.02	1.67	1.23	1.53	1.06	-0.09	-1.63	-1.92	-1.51	-1.49
-0.31	-0.14	-0.89	-0.8	-1	-0.46	-0.88	-2.34	-1.87	-2.03
-2.66	-2.32	-3.29	-4.02	-2.92	-1.4	-0.46	-0.91	-1.95	-1.77
-1.02	-1.96	-2.97	-2.15	-1.49	-0.49	1.08	1.54	1.77	1.36
1.13	1.89	1.27	1.05	2.17	2.48	2.56	2.09	1.3	0.67
-0.33	-0.32	-0.65	-1.83	-1.68	-1.68	-2.14	-1.51	-0.68	-0.41
-0.17	0.4	0.13	-0.54	-0.53	-0.82	-0.57	-0.54	-1.79	-1.68
-1.25	-1.72	-1.3	-0.77	-0.22	0.17	-0.35	-0.01	1.44	2.21
1.58	0.63	0.81	1.33	1.48	1.63	1.11	0.02	-0.59	-0.95
-0.66	0.91	1.06	-0.53	-0.35	0.23	-1.21	-2.53	-2.4	-1.73
-2	-3.05	-3.37	-2.94	-1.33	0.45	-0.12	-0.51	1.52	2.31
1.76	2.58	3	3.02	4.59	5.52	4.71	4.08	3.61	2.07
0.49	0.02	-0.63	-0.96	-0.08	0.59	1.26	1.36	1.18	2.71
3.86	3.97	4.02	3.35	2.77	1.38	0.42	1.34	0.2	-1.14
0	-0.17	-0.89	-0.62	-1.13	-1.92	-2.43	-2.66	-2.96	-3.86
-4.22	-3.97	-3.56	-2.76	-2.95	-3.61	-3.51	-3.93	-4.5	-4.96
-5.34	-4.02	-2.84	-2.89	-2.25	-1.51	-1.14	-0.96	-0.7	-0.26
-0.99	-1.59	-1.21	-1.06	-0.32	0.46	0.56	0.43	-0.17	-0.07
1.53	3.31	3.13	1.91	2.42	3.41	3.4	2.24	0.56	0.81
1.48	1.4	2.23	2.59	2.12	1.75	1.59	2.36	2.7	1.37
-0.11	-0.15	0.43	0.4	0.59	0.74	0.18	-0.04	0.36	0.74
0.85	1.09	1.21	1.17	1.28	1.24	1.39	1	0.28	0.43
0.28	0.89	2.16	1.85	1.88	2.42	2.64	2.99	3.04	3.09
2.15	1.28	1.37	0.09	-0.77	-0.19	0.25	0.11	-0.88	-0.91
-0.67	-0.88	-0.54	-1.49	-2.65	-2.95	-3.35	-3.05	-3.13	-3.43
-3.83	-4.8	-4.72	-4.68	-4.54	-3.92	-4.34	-4.55	-5.09	-5.76
-4.89	-4.63	-5.22	-5.17	-4.84	-4.74	-4.1	-2.32	-1.21	-0.43
1.03	1.35	1.4	2.58	3.95	4.54	4.03	4.17	5.3	5.11
4.21	4.24	3.84	2.84	2.82	2.97	3.02	3.22	2.88	2.55
1.79	1.04	1.23	0.89	0.79	1.02	0.87	1.48	1.96	2.36
2.76	2.21	1.56	1.07	1.98	3.48	3.45	3.72	3.21	1.13
0.26	0.11	-0.28	-0.05	1.07	1.53	0.64	-0.59	-1.98	-1.8
-1.28	-2.36	-1.75	-1.35	-2.77	-2.77	-2.9	-3.18	-2.87	-3.52
-4.23	-4.38	-3.22	-1.98	-1.67	-0.79	-1.23	-2.12	-1.72	-1.75
-1.45	-2	-2.81	-1.59	-1.44	-1.68	-0.88	-1.2	-0.68	1.2
2.12	1.74	0.53	-0.16	0.58	1.19	0.35	0.38	2.08	2.83
3.32	3.75	2.81	1.99	1.18	0.87	1.29	0.39	0.29	1.08
0.41	-0.4	-1.31	-2.09	-2.29	-2.55	-1.94	-1.84	-2.22	-1.17
-0.64	-0.53	0.51	1.07	0.83	0.65	0.65	-0.06	-0.64	-0.3
-0.33	-0.06	-0.09	-0.84	0.05	0.8	0.56	1.31	1.78	1.88
1.8	1.22	1.72	2.51	1.88	0.42	-0.3	0.25	0.56	0.16
-0.25	-1.03	-1.71	-1.44	-0.88	-0.08	0.87	-0.04	-1.62	-0.91
-0.5	-1.82	-1.85	-0.47	0.47	0.27	0.02	1.01	2.45	3.91
4.42	2.98	2.79	4.39	3.84	2.51	2.92	2.67	2.07	2.54
1.61	-0.55	-1.59	-2.19	-3.31	-3.6	-2.64	-2.07	-1.28	0.15
0.6	0.68	0.4	0.18	1.15	0.84	-0.58	-1.55	-2.8	-3.53
-4.34	-4.32	-3.11	-4.09	-4.46	-2.73	-3.1	-3.72	-3.2	-3.61
-3.92	-3.63	-3.24	-3	-3.04	-2.31	-1.27	-0.63	-0.15	-0.63
-1.05	-0.5	-0.49	-0.37	0.24	1.05	2.83	3.5	2.92	3.32
3.55	3.24	2.97	2.8	2.72	1.87	1.8	2.69	2.97	3.48
3.62	3.03	2.65	2.38	3.01	4.24	4.32	2.58	1.14	1.78
1.99	0.84	-0.51	-1.14	0.17	1.01	0.71	1.12	0.75	-0.18
-0.43	-0.37	0.05	-0.45	-1.94	-2.33	-1.19	-0.27	-0.35	-0.23
-0.22	-0.64	-0.4	0.24	0.44	0.29	0.28	0.14	-0.1	-0.13
-0.32	-0.39	-0.79	-1.09	-0.42	-0.18	0.44	1	-0.05	-0.31
-0.1	-0.53	-0.87	-1.54	-2.18	-3.28	-3.78	-3.37	-4.13	-3.93
-2.67	-2.48	-2.94	-3.6	-3.12	-2.7	-3.02	-2.91	-3.79	-4.17
-3.4	-3.01	-2.28	-2.18	-2.29	-2.18	-2.25	-1.24	-0.57	-0.15
0.47	0.06	0.18	0.38	0.72	2.22	2.56	2.36	3.21	4.13
4.76	5.81	7.19	7.28	7.01	7.25	6.39	5.8	6.27	6.13
5.02	3.56	3.22	3.33	1.94	0.61	0.55	0.02	-0.68	-0.24
-0.02	-0.21	-0.34	-0.96	-1.33	-1.72	-1.78	-1.04	-1.02	-0.77
-0.28	-0.28	0.29	0.37	0.11	-0.17	-1.11	-1.47	-1.24	-0.23
0.25	-1.09	-1.88	-3.03	-4.64	-4.18	-3.31	-3.04	-2.37	-1.68
-2.24	-3.67	-4.36	-4.39	-3.17	-2.37	-3.08	-2.12	-1.86	-3.02
-2.21	-1.75	-1.62	-1	-1.24	-0.98	0.05	1.57	2.23	1.7
1.7	0.75	0.1	0.94	0.96	1.1	0.79	0.72	2.28	2.21
1.93	2.74	2.43	2.98	4.02	3.2	1.63	0.5	0.64	1.73
1.9	1.04	1.52	2.8	2.26	1.39	0.61	-1	-1.69	-1.86
-1.64	-1.12	-1.83	-1.58	-0.95	-1.97	-2.48	-2.49	-2.18	-1.3
-0.7	0.29	0.56	0.55	1.74	1.89	1.61	2.11	1.71	0.78
0.38	0.23	-0.3	-0.29	0.48	0.56	0.75	0.73	0.4	1.53
1.85	1.18	1.57	1.37	0.73	0.27	-0.3	0.1	0.11	-1.23
-2.24	-1.87	-0.8	-0.7	-1.27	-1.44	-1.58	-1.25	-0.18	0.57
0.91	0.87	-0.52	-1.25	0.27	0.66	-0.19	0.85	2.43	2.55
1.84	1.78	2.76	3.25	2.9	1.58	-0.46	-0.45	0.41	-1.25
-2.63	-2.03	-2.51	-3.22	-3.05	-4.26	-5.55	-4.91	-4.04	-3.62
-2.31	-0.55	0.08	0.55	1.07	0.32	-0.49	-1.11	-1.47	-1.12
-2.28	-3.73	-3.86	-3.92	-3.32	-2.64	-1.52	-0.12	-0.86	-0.43
1.37	0.56	0.19	1.11	0.94	1.2	2.04	2.58	2.88	3.05
3.84	4.37	4.13	3.77	2.97	2.83	3.58	3.58	3.78	4.4
4.75	5.23	4.26	2.73	2.65	2.23	1.39	0.98	0.75	0.6
0.11	0.54	1.39	1.09	0.86	0.31	-0.6	-0.79	-0.72	-0.21
-0.02	-1.33	-3.24	-3.57	-2.24	-2.27	-3.36	-3.52	-2.63	-0.85
-0.6	-1.5	-1.43	-2.03	-2.65	-2.23	-1.82	-1.54	-2.09	-2.7
-1.68	-0.03	0.34	-0.3	-0.4	-0.48	-0.75	-0.31	0.07	-0.25
-0.7	-0.85	-1.03	-1.22	-1.15	-1.24	-1.22	-1.3	-1.14	-0.33
-0.35	-0.34	-0.61	-1.99	-2	-1.73	-2.29	-2.51	-2.83	-2.89
-2.92	-2.24	-1.08	-1.14	-0.22	1.01	0.58	0.04	0	0.9
1.27	0.86	1.13	0.84	1.4	2.77	3.12	3.51	3.34	3.2
3.57	3.8	4.74	4.9	4.66	4.68	3.98	4.17	4.52	4.79
5.62	5	4.35	4.88	4.96	4.56	4.35	3.91	2.25	0.83
0.17	-1.23	-1.88	-1.75	-2.69	-4.07	-4.86	-4.47	-4.23	-5.27
-5.45	-4.42	-4.22	-4.05	-3.01	-2.74	-2.97	-2.94	-3.17	-2.91
-2.52	-1.93	-1.02	-1.09	-0.96	-0.67	-1	-0.86	-1.29	-1.91
-2.2	-2.7	-2.31	-1.62	-1.06	-1.55	-3.19	-3.41	-3.41	-3.29
-1.31	-0.04	0.07	0.42	0.39	-0.59	-1.35	-0.63	0.57	1.98
2.27	1.43	2.32	2.26	1.37	2.66	3.04	2.9	3.32	2.98
3.37	4.12	4.39	3.52	2.02	1.65	0.9	0.89	2	1.75
1.64	1.48	1.62	2.69	1.79	1.12	1.6	0.83	0.85	0.77
-1.01	-2.22	-2.05	-0.93	0.03	-0.44	-1.3	-0.73	-0.29	-1.83
-2.9	-3.21	-3.77	-3.03	-2.03	-1.28	-0.7	-1.15	-0.56	0
-0.88	-0.52	0.41	1.21	2.11	2.31	2.56	2.13	1.68	2.17
1.38	0.51	0.52	-0.36	-1.14	-0.97	-0.69	-0.69	-0.17	0.6
0.35	0.24	0.13	-0.11	0.67	0.2	-0.89	-0.67	-1.17	-1.83
-1.88	-1.91	-1.32	-1.47	-2.37	-2.06	-0.64	0.37	0.01	-0.5
-0.17	0.24	0.89	1.68	1.57	0.97	0.29	-0.74	-0.36	1.42
1.22	0.35	1.46	1.94	0.67	-0.51	-0.55	-0.15	-0.88	-2.3
-3.71	-4.56	-3.38	-2.54	-4.02	-4.11	-2.51	-2.58	-2.66	-1.85
-2.16	-1.72	0.43	1.78	2.28	3.26	3.82	2.95	2.16	1.55
0.13	-0.57	-0.6	-0.45	0.01	-0.77	-0.91	0.54	1.57	2.76
3.62	4.27	4.63	3.35	3.7	4.67	3.03	2.76	3.69	3.21
3.35	3.8	3.55	3.14	2.78	2.8	2.27	1.17	0.48	-0.07
0.18	0.81	0.36	0.15	0.17	-0.44	-1.13	-2.72	-3.83	-3.24
-3.34	-3.73	-3.42	-3.12	-2.87	-2.84	-2.15	-1.72	-2.59	-3
-3.36	-3.68	-3.13	-2.68	-2.36	-2.71	-3.91	-4.33	-2.9	-1.08
-1.33	-1.9	-0.93	0.41	1.31	0.35	-0.9	-0.62	-0.87	-0.8
0.19	0.57	0.57	0.19	0.34	1.75	2.5	1.56	0.39	0.33
0.34	0.2	0.6	0.56	-0.09	-0.4	-0.27	-0.2	-0.12	0.15
0.21	0.36	0.47	0.73	1.19	0.64	0.23	-0.13	-0.93	-0.11
0.53	0.23	0.6	0.97	1.57	2.22	3.16	3.95	3.48	3.94
4.18	2.88	2.41	2.77	3.46	3.27	2.59	2.9	2.81	3.39
4.09	3.35	2.86	2.2	1.85	2.05	1.87	1.98	1.19	0.27
-0.03	-0.75	-0.52	-0.41	-0.76	-0.89	-2.26	-3	-2.68	-3.31
-4.3	-4.93	-5.78	-7.15	-7.53	-7.04	-7.22	-6.59	-5.67	-5.98
-6.02	-5.05	-3.53	-2.83	-3.05	-2.01	-0.42	-0.19	0.07	0.89
0.64	0.22	0.42	0.5	1.02	1.49	1.78	2.01	1.3	1.05
1	0.4	0.39	-0.03	-0.32	0.01	0.21	1.06	1.62	1.47
0.67	-0.17	0.95	2.01	2.83	4.56	4.54	3.46	3.11	2.57
1.79	2	3.4	4.26	4.39	3.44	2.21	2.82	2.33	1.5
2.69	2.32	1.5	1.52	0.84	0.9	0.86	-0.05	-1.47	-2.47
-1.97	-1.82	-1.19	-0.17	-0.89	-1.15	-1.15	-1.09	-0.68	-2.08
-2.54	-1.92	-2.7	-2.62	-2.73	-3.9	-3.46	-1.88	-0.59	-0.41
-1.43	-1.95	-1.15	-1.15	-2.51	-2.38	-1.31	-0.66	0.86	1.83
1.94	1.88	1.22	1.69	1.85	0.97	1.7	2.46	2.42	2.23
1.35	0.69	-0.2	-0.77	-0.57	-1.56	-2.08	-1.62	-2.02	-1.88
-0.91	-0.37	-0.24	0.19	0.41	-0.34	-0.61	-0.67	-0.84	-0.38
-1.2	-1.95	-1.2	-1.36	-1.42	-0.72	-0.28	0.35	0.18	-0.12
0.99	2.21	2.12	1.03	0.61	1.17	1.42	1.51	1.34	0.35
-0.54	-0.88	-0.99	0.1	1.29	0.09	-0.87	0.01	-0.52	-2.23
-2.67	-1.99	-1.63	-2.44	-3.11	-2.84	-1.76	0.32	0.94	-0.13
0.95	2.79	2.39	2.44	3.35	3.19	3.94	5.45	5.13	4.05
3.57	2.51	0.68	-0.21	-0.51	-1.12	-0.6	0.37	0.96	1.5
1.17	1.86	3.52	3.79	3.77	3.3	2.49	1.61	0	0.29
0.53	-1.4	-1.18	-0.3	-1.22	-1.29	-1.3	-2.13	-2.73	-3.07
-3.18	-3.79	-4.47	-4.29	-3.92	-3.2	-2.76	-3.46	-3.66	-3.65
-4.26	-4.58	-5.03	-4.46	-2.72	-2.35	-2.17	-1.28	-0.81	-0.55
-0.45	-0.01	-0.13	-1.11	-1	-0.64	-0.27	0.69	1.02	0.97
0.58	0.19	1.17	3.09	3.9	2.68	2.18	3.24	3.61	2.94
1.22	0.45	1.4	1.52	1.84	2.64	2.35	1.87	1.54	1.83
2.59	1.94	0.24	-0.49	0.1	0.4	0.38	0.7	0.43	-0.07
0.13	0.63	0.84	0.97	1.2	1.15	1.19	1.2	1.21	1.21
0.43	0.23	0.39	0.41	1.71	2.14	1.65	2.12	2.4	2.65
2.75	2.71	2.28	0.98	0.81	0.31	-1.14	-0.99	-0.35	-0.17
-0.88	-1.56	-1.13	-1.3	-1.18	-1.36	-2.79	-3.31	-3.62	-3.63
-3.3	-3.65	-3.83	-4.62	-5.05	-4.67	-4.72	-4.1	-3.98	-4.45
-4.56	-5.36	-5.09	-4.14	-4.49	-4.72	-4.3	-3.97	-3.64	-2.2
-0.5	0.16	1.38	2.36	2.18	2.81	4.17	5.11	4.92	4.38
5.18	5.7	4.71	4.2	4.18	3.22	2.66	2.92	2.89	3.06
2.94	2.48	2.02	1.06	0.92	1	0.6	0.9	0.88	1.09
1.82	2.08	2.57	2.4	1.66	1.09	1.19	2.79	3.38	3.14
3.24	1.55	-0.13	-0.3	-0.55	-0.67	0.11	1.08	0.63	-0.57
-1.93	-2.64	-1.74	-2.2	-2.69	-1.56	-2.45	-3.28	-2.95	-3.38
-3.14	-3.23	-4	-4.34	-3.76	-2.16	-1.57	-1.03	-0.61	-1.75
-1.82	-1.51	-1.49	-1.34	-2.42	-2.02	-0.9	-1.39	-0.86	-0.5
-0.74	0.77	2.27	2.32	1.33	0.18	0.31	1.3	1.09	0.34
1.53	2.92	3.16	3.71	3.25	2.09	1.37	0.61	0.93	0.72
-0.16	0.57	0.61	-0.39	-1.14	-2.08	-2.37	-2.53	-2.31	-1.62
-2.01	-1.59	-0.46	-0.42	0.2	1.15	1.12	0.76	0.71	0.38
-0.48	-0.44	-0.17	-0.17	0.2	-0.41	-0.41	0.87	0.84	1.03
1.83	1.91	1.96	1.47	1.28	2.16	2.19	0.88	-0.36	-0.27
0.39	0.2	-0.24	-0.78	-1.6	-1.7	-1.08	-0.45	0.55	0.66
-1.09	-1.49	-0.36	-1.05	-1.94	-0.89	0.47	0.79	0.34	0.77
2.15	3.52	4.58	3.8	2.46	3.55	4.25	2.65	2.23	2.58
1.74	1.73	1.71	-0.25	-1.94	-2.43	-3.22	-3.96	-3.29	-2.28
-1.75	-0.45	0.52	0.53	0.47	-0.07	0.36	0.9	-0.42	-1.62
-2.69	-3.7	-4.22	-4.79	-3.71	-3.37	-4.66	-3.44	-2.48	-3.52
-3.27	-3.09	-3.62	-3.46	-3.03	-2.59	-2.52	-2.2	-1.09	-0.31
0.24	0.24	-0.49	-0.26	0.17	0.07	0.61	1.27	2.59	4.04
3.63	3.39	3.86	3.61	3.26	2.96	2.9	2.41	1.72	2.42
3.02	3.25	3.68	3.25	2.7	2.37	2.46	3.54	4.24	3.17
1.15	0.89	1.7	1.01	-0.32	-1.39	-0.87	0.66	0.61	0.6
0.8	-0.14	-0.7	-0.74	-0.44	-0.32	-1.52	-2.58	-1.92	-0.59
-0.29	-0.42	-0.22	-0.53	-0.68	-0.09	0.35	0.26	0.12	0.09
-0.18	-0.3	-0.4	-0.56	-0.69	-1.21	-0.89	-0.29	-0.1	0.75
0.3	-0.68	-0.41	-0.64	-1.07	-1.58	-2.27	-3.04	-4.02	-3.69
-3.75	-4.3	-3.14	-2.35	-2.6	-3.25	-3.37	-2.56	-2.71	-2.76
-3	-3.91	-3.36	-2.69	-2.14	-1.56	-1.76	-1.6	-1.65	-1.13
-0.02	0.28	0.95	0.99	0.66	1.08	1.15	2.24	3.36	3.06
3.41	4.43	5.11	5.79	7.05	7.72	7.14	7.13	6.75	5.62
5.65	5.85	5.04	3.53	2.49	2.66	2.02	0.32	-0.19	-0.23
-1.03	-1.06	-0.48	-0.6	-0.7	-1.08	-1.63	-1.85	-2.17	-1.61
-1.1	-1.17	-0.59	-0.45	-0.22	0.23	-0.09	-0.29	-0.99	-1.73
-1.67	-1.07	-0.04	-0.75	-2.1	-2.73	-4.36	-4.84	-3.68	-3.15
-2.72	-1.93	-1.82	-3.07	-4.14	-4.33	-3.66	-2.19	-2.45	-2.48
-1.3	-2.23	-2.41	-1.32	-1.33	-0.75	-0.55	-0.7	0.08	1.37
2.62	2.3	1.92	1.58	0.37	0.77	1.32	1.21	1.33	0.79
1.79	2.79	2.05	2.56	2.81	2.57	3.67	3.67	2.13	0.71
0.23	1.1	1.91	1.31	0.88	2.12	2.46	1.3	0.63	-0.68
-1.93	-2.05	-2.07	-1.41	-1.52	-2.03	-1.13	-1.42	-2.4	-2.38
-2.24	-1.43	-0.66	0.11	0.91	0.69	1.36	2.21	1.73	1.89
2.01	1.08	0.38	0.22	-0.08	-0.46	0.15	0.65	0.61	0.87
0.46	0.87	1.93	1.33	1.15	1.42	0.74	0.26	-0.34	-0.44
0.04	-0.77	-2.11	-2.32	-1.31	-0.59	-1.03	-1.4	-1.44	-1.38
-0.54	0.48	0.87	1.04	0.28	-1.16	-0.48	0.94	0.27	0.25
1.95	2.73	2.16	1.56	2.11	2.93	2.77	1.86	-0.1	-1.31
-0.31	-0.7	-2.78	-2.81	-2.43	-3.37	-3.4	-3.69	-5.24	-5.33
-4.12	-3.48	-2.65	-0.86	0.33	0.55	1.11	0.88	-0.2	-0.82
-1.45	-1.28	-1.51	-3.19	-3.74	-3.6	-3.27	-2.37	-1.6	-0.01
0.28	-0.45	1.26	1.76	0.55	1.23	1.64	1.44	2.18	2.86
3.23	3.34	3.75	4.51	4.45	4.04	3.42	2.75	3.28	3.71
3.56	4.08	4.44	4.78	4.57	2.82	2.04	2.04	1.21	0.63
0.35	0.25	-0.07	-0.22	0.73	0.92	0.44	0.18	-0.73	-1.24
-1.2	-0.93	-0.43	-1.05	-2.88	-4.1	-3.17	-2.19	-3.07	-3.67
-3.18	-1.63	-0.39	-1.2	-1.62	-1.68	-2.55	-2.47	-1.92	-1.56
-1.62	-2.4	-2.15	-0.5	0.57	0.13	-0.37	-0.32	-0.6	-0.53
0.03	-0.02	-0.54	-0.83	-0.92	-1.16	-1.16	-1.13	-1.19	-1.13
-1.21	-0.58	-0.12	-0.39	-0.31	-1.35	-2.21	-1.65	-1.92	-2.3
-2.46	-2.62	-2.51	-2.25	-0.98	-0.46	-0.32	1.15	1.4	0.68
0.39	0.86	1.75	1.45	1.42	1.52	1.4	2.72	3.51	3.7
3.87	3.45	3.69	3.9	4.46	5.13	4.72	4.69	4.24	3.81
4.31	4.38	5.02	5.13	4.03	4.07	4.45	4.06	3.61	3.3
2.13	0.26	-0.56	-1.53	-2.75	-2.67	-2.97	-4.25	-5.3	-5.34
-4.63	-5.06	-5.85	-5.04	-4.2	-4.22	-3.45	-2.62	-2.82	-2.86
-2.93	-2.94	-2.45	-2.05	-1.15	-0.74	-0.97	-0.58	-0.75	-0.91
-0.93	-1.67	-1.99	-2.4	-2.46	-1.71	-1.12	-0.94	-2.3	-3.3
-2.94	-3.06	-1.8	0.2	0.58	0.69	0.91	0.34	-0.73	-0.61
0.57	1.86	2.89	2.17	2.09	2.96	1.91	2.2	3.42	3.08
3.35	3.32	3.13	3.85	4.26	3.92	2.37	1.45	1.12	0.46
1.4	1.87	1.41	1.46	1.17	2.03	2.19	0.82	1.08	0.91
0.23	0.57	-0.53	-2.25	-2.56	-1.72	-0.46	-0.23	-1.21	-1.4
-0.51	-1.22	-2.85	-3.17	-3.58	-3.44	-2.2	-1.42	-0.6	-0.66
-0.82	0.19	-0.2	-0.64	0.34	1.1	2.01	2.45	2.5	2.45
1.65	1.8	1.75	0.5	0.27	-0.07	-1.1	-1.27	-0.86	-0.72
-0.54	0.3	0.52	0.12	0.17	-0.21	0.13	0.52	-0.72	-1.05
-0.95	-1.77	-1.96	-1.97	-1.63	-1.17	-1.9	-2.24	-1.12	0.27
0.51	-0.2	-0.23	0.25	0.7	1.49	1.79	1.21	0.57	-0.32
-0.83	0.65	1.65	0.52	0.67	1.81	1.12	-0.38	-0.97	-0.58
-0.7	-1.98	-3.34	-4.49	-4.18	-2.56	-3.05	-4.23	-2.89	-1.93
-2.38	-1.71	-1.33	-1.57	0.04	2.02	2.62	3.2	4.03	3.63
2.45	1.88	0.79	-0.42	-0.51	-0.45	0.05	0	-0.77	0.25
1.65	2.63	3.74	4.21	4.82	4.11	3.17	4.43	3.86	2.35
3.21	3.34	2.88	3.39	3.37	2.91	2.43	2.23	2.06	1.05
0.13	-0.4	-0.61	0.09	0.15	-0.43	-0.36	-0.75	-1.44	-2.49
-4.12	-4.05	-3.48	-3.92	-3.8	-3.39	-3.06	-2.92	-2.62	-1.8
-2.2	-3.01	-3.17	-3.61	-3.36	-2.71	-2.36	-2.27	-3.15	-4.06
-3.38	-1.33	-0.51	-1.38	-1.07	0.24	1.39	1.32	-0.29	-0.63
-0.36	-0.7	0.06	0.81	0.89	0.69	0.39	1.29	2.56	2.26
0.87	0.27	0.46	0.29	0.45	0.76	0.28	-0.27	-0.26	-0.07
-0.04	0.2	0.39	0.44	0.63	0.71	1.17	1.12	0.39	0.25
-0.49	-0.48	0.71	0.64	0.67	1.16	1.6	2.31	2.96	3.99
3.93	3.61	4.28	3.45	2.34	2.44	3.01	3.38	2.61	2.48
2.69	2.68	3.61	3.37	2.52	2.04	1.33	1.43	1.37	1.29
1.03	-0.15	-0.58	-1.11	-1.43	-0.97	-1.33	-1.47	-2.22	-3.6
-3.48	-3.52	-4.51	-5.26	-5.83	-6.9	-7.81	-7.3	-7	-6.84
-5.64	-5.32	-5.61	-4.98	-3.54	-2.23	-2.21	-1.95	-0.29	0.57
0.47	1.13	1.43	0.79	0.76	0.91	1.15	1.75	1.96	2.27
1.93	1.2	1.27	0.81	0.49	0.44	-0.09	0.13	0.41	0.92
1.79	1.85	1.4	0.35	0.57	2.1	2.73	4.1	5.05	3.96
3.18	2.83	2.08	1.71	2.72	3.97	4.25	3.81	2.3	2.05
2.51	1.28	1.69	2.4	1.25	1.06	0.7	0.24	0.48	-0.12
-1.31	-2.66	-2.67	-2.04	-1.88	-0.69	-0.64	-1.44	-1.31	-1.48
-1.01	-1.51	-2.89	-2.29	-2.39	-2.95	-2.52	-3.36	-3.79	-2.4
-0.86	-0.13	-0.75	-1.76	-1.47	-0.74	-1.66	-2.45	-1.36	-0.54
0.51	1.96	2.2	2.2	1.66	1.4	2.07	1.37	1.18	2.26
2.36	2.2	1.54	0.63	-0.03	-0.97	-0.89	-1.18	-2.23	-1.9
-1.77	-2.06	-1.28	-0.41	-0.18	0	0.45	0.06	-0.64	-0.59
-0.84	-0.59	-0.6	-1.79	-1.51	-0.98	-1.35	-0.81	-0.21	0.31
0.65	0.13	0.57	1.96	2.46	1.61	0.64	0.88	1.36	1.39
1.38	0.72	-0.38	-0.88	-1.05	-0.59	0.91	0.83	-0.83	-0.6
-0.1	-1.61	-2.73	-2.33	-1.57	-1.81	-2.7	-2.7	-1.91	-0.14
1.52	0.84	0.57	2.61	3.21	2.53	3.29	3.61	3.55	4.93
5.46	4.26	3.38	2.7	1.06	-0.4	-0.66	-1.08	-1.12	-0.03
0.7	1.33	1.4	1.27	2.78	3.68	3.46	3.21	2.28	1.52
0.1	-0.76	0.16	-1.02	-2.22	-0.96	-1.19	-1.93	-1.66	-2.21
-2.97	-3.37	-3.51	-3.74	-4.49	-4.61	-4.15	-3.61	-2.82	-3.06
-3.69	-3.52	-3.86	-4.3	-4.52	-4.56	-3	-1.77	-1.83	-1.15
-0.44	-0.15	-0.03	0.16	0.49	-0.3	-0.81	-0.29	-0.04	0.74
1.44	1.43	1.24	0.72	1	2.65	4.17	3.66	2.33	2.85
3.67	3.36	2.03	0.47	0.92	1.67	1.59	2.37	2.58	1.98
1.58	1.46	2.15	2.26	0.78	-0.58	-0.39	0.29	0.29	0.48
0.59	0.05	-0.07	0.42	0.8	0.89	1.09	1.17	1.08	1.15
1.07	1.15	0.73	0.06	0.32	0.29	0.98	2.17	1.73	1.7
2.19	2.28	2.47	2.32	2.14	1.05	0.15	0.2	-1.07	-1.76
-1.04	-0.63	-0.88	-1.85	-1.81	-1.54	-1.79	-1.55	-2.58	-3.67
-3.8	-4.05	-3.64	-3.68	-3.97	-4.31	-5.11	-4.83	-4.61	-4.35
-3.7	-4.1	-4.25	-4.64	-5.07	-4	-3.65	-4.11	-3.82	-3.27
-2.92	-2.01	-0.1	0.99	1.71	3.04	3.19	3.19	4.31	5.44
5.7	4.96	4.98	5.88	5.37	4.27	4.19	3.66	2.64	2.67
2.82	2.8	2.9	2.44	2.02	1.25	0.59	0.87	0.6	0.58
0.9	0.81	1.47	1.92	2.21	2.46	1.77	1.13	0.79	1.78
3.14	2.83	2.8	2	-0.16	-0.87	-0.86	-1.11	-0.75	0.32
0.56	-0.56	-1.81	-3.01	-2.64	-2.06	-3.06	-2.37	-2.01	-3.42
-3.28	-3.29	-3.47	-3.1	-3.66	-4.16	-4	-2.62	-1.36	-1.13
-0.41	-0.98	-1.85	-1.36	-1.37	-1.1	-1.6	-2.25	-0.89	-0.72
-0.91	-0.06	-0.3	0.33	2.15	2.76	2.08	0.79	0.22	1.06
1.61	0.79	0.96	2.68	3.23	3.45	3.57	2.36	1.44	0.65
0.39	0.8	-0.1	-0.16	0.58	-0.23	-1.09	-1.9	-2.51	-2.49
-2.52	-1.77	-1.57	-1.81	-0.64	-0.09	0.01	1.01	1.4	1
0.73	0.64	-0.08	-0.57	-0.14	-0.12	0.16	0.14	-0.51	0.49
1.22	0.94	1.65	2.02	1.96	1.76	1.15	1.62	2.22	1.35
-0.13	-0.69	-0.03	0.24	-0.24	-0.66	-1.36	-1.84	-1.36	-0.67
0.11	0.87	-0.19	-1.66	-0.78	-0.36	-1.57	-1.33	0.22	1.1
0.85	0.7	1.8	3.18	4.34	4.45	2.81	2.61	4.03	3.18
1.73	2.09	1.71	1	1.3	0.16	-2.01	-2.85	-3.22	-4.04
-3.94	-2.69	-1.96	-1.1	0.26	0.51	0.4	0.01	-0.28	0.53
-0.06	-1.64	-2.59	-3.72	-4.25	-4.76	-4.48	-3.16	-4.05	-4.21
-2.39	-2.81	-3.37	-2.75	-3.09	-3.25	-2.79	-2.29	-1.96	-1.87
-1.01	0.04	0.58	0.91	0.36	0	0.62	0.68	0.89	1.61
2.46	4.08	4.45	3.66	3.92	3.98	3.51	3.16	2.92	2.77
1.96	1.99	2.92	3.13	3.48	3.45	2.74	2.34	2.13	2.76
3.79	3.5	1.57	0.23	0.96	1.08	-0.16	-1.35	-1.67	-0.18
0.61	0.21	0.52	0.04	-0.88	-1.03	-0.91	-0.53	-1.09	-2.46
-2.54	-1.2	-0.3	-0.45	-0.38	-0.38	-0.77	-0.46	0.16	0.26
0.04	-0.03	-0.2	-0.46	-0.49	-0.68	-0.75	-1.1	-1.3	-0.56
-0.32	0.2	0.57	-0.61	-0.89	-0.71	-1.23	-1.63	-2.31	-2.93
-3.87	-4.14	-3.57	-4.14	-3.73	-2.39	-2.28	-2.77	-3.3	-2.7
-2.26	-2.58	-2.45	-3.22	-3.37	-2.39	-1.9	-1.16	-1.06	-1.14
-0.93	-0.86	0.24	0.91	1.27	1.8	1.36	1.52	1.81	2.24
3.71	3.92	3.69	4.55	5.38	5.89	6.76	7.8	7.49	6.89
6.83	5.72	5.01	5.31	4.88	3.54	2.05	1.74	1.77	0.32
-0.9	-0.8	-1.22	-1.75	-1.17	-0.92	-1.12	-1.25	-1.83	-2.1
-2.33	-2.21	-1.37	-1.31	-1.05	-0.55	-0.59	-0.1	-0.14	-0.52
-0.88	-1.79	-2.02	-1.67	-0.72	-0.46	-1.98	-2.79	-3.82	-5.12
-4.29	-3.23	-2.89	-2.22	-1.66	-2.36	-3.73	-4.16	-3.87	-2.49
-1.7	-2.37	-1.38	-1.17	-2.25	-1.29	-0.76	-0.63	0.02	-0.19
0.18	1.27	2.63	3.01	2.23	2.08	1.09	0.55	1.46	1.45
1.55	1.27	1.29	2.82	2.6	2.24	2.99	2.59	3.04	3.81
2.68	1.03	0.08	0.42	1.53	1.58	0.71	1.21	2.32	1.49
0.44	-0.39	-1.91	-2.37	-2.3	-1.92	-1.36	-2	-1.66	-1.03
-2.03	-2.37	-2.14	-1.63	-0.63	0.01	0.94	1.13	1.07	2.15
2.12	1.7	2.04	1.47	0.48	0.14	0.03	-0.39	-0.25	0.56
0.62	0.76	0.72	0.44	1.52	1.69	0.89	1.2	0.88	0.17
-0.28	-0.78	-0.37	-0.44	-1.76	-2.54	-1.91	-0.77	-0.73	-1.29
-1.36	-1.34	-0.87	0.25	0.89	1.05	0.82	-0.56	-1.07	0.57
0.91	0.09	1.22	2.65	2.49	1.64	1.56	2.41	2.61	1.91
0.38	-1.57	-1.4	-0.6	-2.32	-3.52	-2.75	-3.17	-3.78	-3.52
-4.57	-5.49	-4.44	-3.31	-2.69	-1.27	0.41	0.83	1.05	1.3
0.32	-0.58	-1.17	-1.48	-1.16	-2.32	-3.56	-3.35	-3.1	-2.25
-1.37	-0.2	1.1	0.31	0.79	2.48	1.51	1.16	2.12	1.93
2.22	3.05	3.49	3.67	3.77	4.42	4.73	4.25	3.74	2.93
2.85	3.59	3.52	3.63	4.14	4.27	4.43	3.19	1.59	1.53
1.09	0.27	-0.05	-0.2	-0.29	-0.67	-0.15	0.63	0.18	-0.15
-0.74	-1.59	-1.66	-1.51	-1.04	-1.02	-2.42	-4.13	-4.1	-2.6
-2.64	-3.61	-3.49	-2.39	-0.67	-0.64	-1.64	-1.58	-2.15	-2.64
-2.06	-1.6	-1.36	-1.87	-2.28	-1.07	0.5	0.64	-0.14	-0.28
-0.35	-0.6	-0.15	0.14	-0.28	-0.75	-0.87	-1.02	-1.16	-1.04
-1.1	-1.04	-1.06	-0.84	-0.07	-0.19	-0.31	-0.67	-2	-1.87
-1.52	-2.03	-2.14	-2.3	-2.17	-1.98	-1.12	0.08	0.04	0.96
2.04	1.43	0.89	0.95	1.86	2.15	1.7	1.99	1.78	2.42
3.75	3.93	4.15	3.87	3.68	4.02	4.2	5	4.94	4.51
4.4	3.66	3.83	4.13	4.28	4.88	4.03	3.28	3.72	3.58
2.95	2.52	1.82	0.01	-1.4	-1.97	-3.24	-3.71	-3.48	-4.36
-5.54	-5.99	-5.33	-4.95	-5.8	-5.66	-4.41	-4.1	-3.81	-2.72
-2.5	-2.75	-2.67	-2.8	-2.44	-1.95	-1.34	-0.5	-0.69	-0.63
-0.42	-0.83	-0.76	-1.23	-1.84	-2.03	-2.38	-1.85	-1.12	-0.7
-1.3	-2.85	-2.79	-2.51	-2.1	0.01	1.15	1.07	1.27	1.11
0.12	-0.43	0.51	1.78	3.03	3.1	2.17	2.99	2.83	1.96
3.26	3.52	3.24	3.56	3.14	3.46	4.04	4	2.88	1.34
1.05	0.44	0.58	1.71	1.38	1.22	1.08	1.21	2.14	1.07
0.38	0.82	0	-0.03	-0.21	-1.98	-2.91	-2.41	-1.16	-0.29
-0.89	-1.72	-1.11	-0.81	-2.4	-3.3	-3.34	-3.6	-2.57	-1.44
-0.71	-0.19	-0.65	-0.05	0.46	-0.4	0.09	1.08	1.8	2.53
2.52	2.54	1.94	1.4	1.76	0.84	-0.05	-0.03	-0.87	-1.5
-1.15	-0.77	-0.7	-0.14	0.55	0.21	0.04	-0.09	-0.32	0.37
-0.22	-1.31	-1.03	-1.5	-2.06	-1.96	-1.85	-1.21	-1.35	-2.11
-1.55	-0.06	0.81	0.31	-0.2	0.2	0.64	1.23	1.84	1.51
0.77	0.07	-0.81	-0.23	1.5	1.1	0.19	1.24	1.47	-0.01
-1.15	-1.11	-0.77	-1.61	-3.01	-4.16	-4.61	-3.15	-2.28	-3.65
-3.43	-1.67	-1.71	-1.69	-0.78	-0.95	-0.3	1.9	3.06	3.31
4.01	4.18	2.99	2.03	1.34	-0.03	-0.54	-0.36	-0.07	0.44
-0.2	-0.1	1.55	2.59	3.65	4.32	4.68	4.74	3.32	3.61
4.38	2.6	2.38	3.29	2.7	2.77	3.1	2.67	2.14	1.71
1.61	0.97	-0.17	-0.77	-1.16	-0.81	-0.22	-0.74	-1.01	-1.05
-1.76	-2.49	-3.96	-4.78	-3.93	-3.9	-4.13	-3.65	-3.25	-2.93
-2.83	-2.15	-1.83	-2.76	-3.11	-3.33	-3.48	-2.79	-2.3	-2.03
-2.4	-3.46	-3.53	-1.84	-0.09	-0.48	-1	0.08	1.31	1.91
0.72	-0.52	-0.14	-0.29	-0.12	0.9	1.18	1.1	0.73	0.95
2.28	2.75	1.56	0.38	0.4	0.46	0.35	0.74	0.63	-0.02
-0.25	-0.03	0.09	0.21	0.5	0.56	0.71	0.82	1.04	1.4
0.77	0.36	0.07	-0.55	0.43	1.1	0.8	1.25	1.68	2.29
2.92	3.72	4.29	3.63	3.92	3.94	2.52	2.11	2.53	3.12
2.8	2.08	2.4	2.29	2.78	3.28	2.32	1.71	1.03	0.69
0.88	0.62	0.6	-0.29	-1.21	-1.46	-2.08	-1.79	-1.7	-2.13
-2.35	-3.7	-4.32	-3.91	-4.55	-5.47	-5.97	-6.64	-7.69	-7.66
-6.83	-6.71	-5.82	-4.77	-4.95	-4.73	-3.51	-1.93	-1.28	-1.46
-0.35	1.14	1.19	1.33	1.99	1.58	1.1	1.31	1.39	1.88
2.25	2.38	2.44	1.61	1.33	1.25	0.66	0.68	0.33	0.15
0.61	0.88	1.73	2.17	1.89	1.09	0.46	1.77	2.87	3.59
5.04	4.63	3.33	2.9	2.34	1.67	2.03	3.42	4.05	3.85
2.7	1.47	2.07	1.54	0.75	1.91	1.39	0.49	0.5	-0.18
-0.14	-0.26	-1.26	-2.56	-3.28	-2.51	-2.19	-1.5	-0.56	-1.37
-1.62	-1.58	-1.53	-1.2	-2.59	-2.92	-2.19	-2.91	-2.73	-2.75
-3.7	-2.94	-1.22	-0.08	-0.12	-1.22	-1.63	-0.78	-0.81	-2.05
-1.64	-0.38	0.34	1.79	2.54	2.39	2.15	1.43	1.84	1.91
1.01	1.74	2.36	2.09	1.69	0.67	-0.03	-0.87	-1.34	-1.08
-1.99	-2.32	-1.7	-1.96	-1.65	-0.6	-0.1	-0.03	0.31	0.4
-0.42	-0.67	-0.67	-0.81	-0.39	-1.19	-1.8	-0.92	-1	-0.95
-0.16	0.29	0.84	0.63	0.39	1.53	2.54	2.17	0.97	0.6
1.18	1.34	1.29	0.97	-0.08	-0.89	-1.06	-0.97	0.17	1.16
-0.2	-1.12	-0.23	-0.85	-2.48	-2.63	-1.76	-1.37	-2.09	-2.51
-1.89	-0.56	1.48	1.91	0.83	1.99	3.69	3.08	3.04	3.86
3.59	4.21	5.4	4.65	3.28	2.61	1.43	-0.34	-1.02	-1.07
-1.41	-0.64	0.44	1.01	1.49	1.16	1.86	3.35	3.3	2.95
2.23	1.22	0.25	-1.26	-0.87	-0.66	-2.53	-2.12	-1.23	-2.19
-2.24	-2.26	-3.09	-3.59	-3.81	-3.83	-4.32	-4.79	-4.37	-3.83
-3.07	-2.68	-3.4	-3.52	-3.43	-3.94	-4.07	-4.22	-3.36	-1.52
-1.18	-1	-0.13	0.26	0.43	0.46	0.8	0.58	-0.36	-0.12
0.34	0.77	1.69	1.9	1.75	1.36	1.11	2.21	3.99	4.43
2.98	2.48	3.48	3.59	2.67	0.96	0.4	1.5	1.63	1.92
2.62	2.16	1.61	1.3	1.59	2.19	1.34	-0.35	-0.85	-0.08
0.26	0.24	0.55	0.26	-0.17	0.14	0.67	0.85	0.94	1.13
1.03	1.03	1.01	0.96	0.9	0.14	0.03	0.31	0.43	1.71
2	1.41	1.84	2.01	2.1	2.04	1.78	1.16	-0.19	-0.36
-0.86	-2.2	-1.86	-1.16	-1.07	-1.82	-2.42	-1.93	-2.1	-2.05
-2.31	-3.73	-4.09	-4.21	-4.09	-3.69	-4.02	-4.15	-4.81	-5.03
-4.45	-4.37	-3.68	-3.54	-3.98	-3.98	-4.58	-4.07	-3	-3.27
-3.31	-2.67	-2.13	-1.56	0.05	1.74	2.31	3.39	4.17	3.85
4.42	5.61	6.22	5.71	5.02	5.65	5.87	4.62	3.99	3.87
2.85	2.33	2.63	2.57	2.66	2.43	1.88	1.38	0.48	0.46
0.62	0.31	0.69	0.73	1	1.72	1.89	2.24	1.92	1.12
0.65	0.89	2.44	2.78	2.25	2.06	0.21	-1.37	-1.34	-1.43
-1.41	-0.57	0.23	-0.46	-1.76	-3	-3.47	-2.43	-2.84	-3.22
-2.07	-2.99	-3.72	-3.24	-3.56	-3.23	-3.25	-3.89	-3.94	-3.09
-1.41	-0.9	-0.5	-0.25	-1.44	-1.43	-1.06	-1.05	-0.91	-1.87
-1.3	-0.13	-0.61	-0.03	0.36	0.21	1.75	3.01	2.71	1.54
0.44	0.72	1.71	1.44	0.78	2.06	3.31	3.29	3.54	2.8
1.47	0.75	0.07	0.42	0.2	-0.64	0.11	0.04	-1.05	-1.73
-2.51	-2.58	-2.51	-2.11	-1.32	-1.61	-1.05	0.12	0.13	0.72
1.54	1.32	0.85	0.72	0.34	-0.46	-0.31	0.03	0.05	0.41
-0.15	-0.02	1.28	1.19	1.34	2.06	1.98	1.89	1.33	1.13
1.92	1.7	0.27	-0.85	-0.59	0.09	-0.16	-0.64	-1.12	-1.79
-1.66	-0.88	-0.21	0.66	0.57	-1.19	-1.39	-0.18	-0.85	-1.52
-0.23	1.14	1.34	0.91	1.44	2.83	3.98	4.64	3.53	2.13
3.16	3.58	1.77	1.32	1.59	0.65	0.55	0.33	-1.72	-3.24
-3.46	-3.97	-4.35	-3.33	-2.13	-1.52	-0.25	0.55	0.34	0.12
-0.49	-0.15	0.16	-1.37	-2.6	-3.56	-4.37	-4.61	-4.86	-3.6
-3.21	-4.34	-2.94	-2.02	-3.06	-2.72	-2.46	-2.89	-2.56	-1.99
-1.49	-1.32	-0.88	0.27	0.98	1.37	1.24	0.51	0.82	1.3
1.25	1.87	2.58	3.82	4.98	4.29	3.88	4.21	3.79	3.32
2.96	2.84	2.34	1.74	2.52	3.08	3.18	3.45	2.86	2.25
1.96	2.09	3.08	3.46	2.1	0.08	-0.01	0.8	0.01	-1.27
-2.05	-1.25	0.31	0.14	0.04	0.13	-0.86	-1.33	-1.26	-0.95
-0.89	-2.06	-2.86	-1.93	-0.55	-0.33	-0.52	-0.36	-0.67	-0.76
-0.14	0.22	0.04	-0.15	-0.23	-0.52	-0.64	-0.73	-0.89	-1
-1.43	-1.01	-0.4	-0.26	0.43	-0.2	-1.23	-0.96	-1.25	-1.73
-2.25	-2.92	-3.58	-4.33	-3.79	-3.69	-4.03	-2.72	-1.96	-2.3
-2.88	-2.86	-1.99	-2.14	-2.18	-2.36	-3.08	-2.3	-1.5	-0.92
-0.36	-0.57	-0.35	-0.28	0.34	1.46	1.7	2.28	2.24	1.91
2.39	2.54	3.63	4.63	4.21	4.55	5.51	6.04	6.55	7.52
7.78	6.84	6.53	5.89	4.6	4.53	4.51	3.45	1.85	0.88
1.06	0.34	-1.29	-1.61	-1.5	-2.16	-2	-1.34	-1.46	-1.57
-1.92	-2.38	-2.46	-2.6	-1.9	-1.35	-1.4	-0.82	-0.71	-0.55
-0.2	-0.64	-0.93	-1.64	-2.28	-2.07	-1.43	-0.58	-1.5	-2.91
-3.46	-4.84	-4.93	-3.49	-2.88	-2.43	-1.71	-1.76	-3.05	-3.92
-3.79	-2.88	-1.38	-1.66	-1.66	-0.5	-1.43	-1.48	-0.29	-0.29
0.28	0.49	0.39	1.26	2.48	3.45	2.85	2.27	1.86	0.7
1.21	1.78	1.61	1.72	1.25	2.28	3.15	2.27	2.73	2.89
2.55	3.47	3.16	1.44	0.12	-0.12	0.86	1.59	0.9	0.51
1.68	1.76	0.38	-0.36	-1.62	-2.67	-2.52	-2.33	-1.59	-1.66
-2.07	-1.12	-1.43	-2.31	-2.06	-1.7	-0.76	0.07	0.79	1.49
1.19	1.78	2.46	1.79	1.83	1.78	0.75	0.07	-0.01	-0.24
-0.49	0.22	0.7	0.61	0.83	0.44	0.85	1.8	1.04	0.78
0.96	0.18	-0.32	-0.85	-0.88	-0.44	-1.28	-2.48	-2.4	-1.22
-0.54	-1.02	-1.32	-1.23	-1.03	-0.1	0.86	1.09	1.06	0.19
-1.1	-0.21	1.2	0.48	0.55	2.21	2.72	1.91	1.26	1.76
2.36	1.87	0.69	-1.29	-2.3	-1.21	-1.69	-3.68	-3.47	-2.98
-3.83	-3.73	-3.91	-5.19	-4.85	-3.32	-2.5	-1.54	0.22	1.2
1.16	1.46	0.97	-0.25	-0.87	-1.42	-1.22	-1.47	-3.03	-3.27
-2.8	-2.2	-1.1	-0.23	1.29	1.44	0.72	2.39	2.71	1.43
2.16	2.55	2.35	3.09	3.68	3.92	3.93	4.22	4.79	4.49
3.89	3.2	2.58	3.14	3.51	3.27	3.69	3.88	3.95	3.44
1.56	0.81	0.84	0.02	-0.48	-0.66	-0.68	-0.91	-0.95	0.01
0.07	-0.52	-0.84	-1.73	-2.13	-1.96	-1.66	-1.26	-2.03	-3.79
-4.65	-3.43	-2.41	-3.26	-3.65	-2.89	-1.29	-0.25	-1.24	-1.69
-1.73	-2.51	-2.27	-1.62	-1.27	-1.34	-2.01	-1.55	0.14	1
0.35	-0.22	-0.17	-0.45	-0.35	0.16	0.01	-0.56	-0.83	-0.88
-1.07	-1.02	-0.95	-0.97	-0.87	-0.89	-0.26	0.11	-0.27	-0.29
-1.34	-2.07	-1.38	-1.6	-1.9	-1.9	-1.9	-1.59	-1.14	0.2
0.72	0.86	2.23	2.28	1.45	1.24	1.77	2.6	2.22	2.17
2.31	2.28	3.6	4.25	4.25	4.26	3.76	3.96	4.13	4.58
5.06	4.44	4.26	3.72	3.27	3.76	3.74	4.19	4.06	2.81
2.78	3.01	2.4	1.75	1.23	-0.11	-1.99	-2.7	-3.53	-4.54
-4.28	-4.5	-5.64	-6.38	-6.07	-5.17	-5.46	-5.97	-4.88	-3.92
-3.85	-3	-2.2	-2.46	-2.48	-2.49	-2.4	-1.81	-1.37	-0.52
-0.22	-0.56	-0.24	-0.5	-0.72	-0.79	-1.54	-1.79	-2.06	-1.97
-1.13	-0.6	-0.58	-1.94	-2.72	-2.07	-1.91	-0.46	1.49	1.65
1.59	1.66	1	0.05	0.41	1.73	2.94	3.71	2.81	2.68
3.46	2.35	2.68	3.82	3.32	3.48	3.35	3.09	3.7	3.86
3.23	1.57	0.71	0.52	0.03	1.06	1.47	0.93	0.98	0.71
1.49	1.48	0.03	0.29	0.08	-0.63	-0.34	-1.49	-3.03	-2.98
-1.91	-0.66	-0.59	-1.61	-1.72	-0.89	-1.7	-3.24	-3.31	-3.42
-2.99	-1.56	-0.76	-0.02	-0.13	-0.28	0.68	0.25	-0.11	0.97
1.69	2.44	2.66	2.48	2.24	1.33	1.39	1.21	-0.09	-0.29
-0.6	-1.52	-1.49	-0.95	-0.73	-0.5	0.31	0.42	-0.06	-0.05
-0.42	-0.11	0.17	-1.13	-1.39	-1.24	-1.99	-2.03	-1.88	-1.46
-0.99	-1.66	-1.79	-0.51	0.81	0.86	0.08	0.11	0.63	1.05]',[],1);...
1.7];

%Add flat starting & ending spots
profile1D = profile1D-profile1D(1); %offset so the first point is at 0 height
profile1D = [profile1D(1)*ones(200/.1,1);profile1D;profile1D(end)*ones(20/.1,1)];
profile1D = profile1D/100; %cm->m

profile_width = -2:1:2;

profilex = (0:.1:.1*(length(profile1D)-1))'-200;
plot(profilex,profile1D)
hold on

%Uncomment the following block for a denser mesh
% profile_width = -2:0.25:2;
% profilex = (0:.025:.1*(length(profile1D)-1))'-200;
% profile1D = interp1((0:(length(profile1D)-1))*.1,profile1D,(0:.025:.1*(length(profile1D)-1)),'linear')';
% plot(profilex,profile1D)



nv_x = length(profile1D);
nv_y = length(profile_width);
n_verts = nv_x * nv_y;
n_faces = 2 * (nv_x - 1) * (nv_y - 1);

verts = zeros(n_verts,3);
verts_normals = zeros(n_verts,3);
faces = zeros(n_faces,3);


%We order the vertices starting at the bottom-left corner, row after row.
vi = 1;
for y = 1:nv_y
    verts(vi:(vi+nv_x-1),:) = [profilex,profile_width(y)*ones(nv_x,1),profile1D];
    vi = vi + nv_x;
end

% Specify triangular faces (two at a time).
% Specify the face vertices counter-clockwise.
% Set the normal indices same as the vertex indices.
it = 1;
for (iy = (nv_y - 2):-1:0) 
    for (ix = 0:(nv_x - 2))
        v0 = ix + nv_x * iy+1;
        faces(it,:) = [v0, v0 + nv_x + 1, v0 + nv_x];
        it = it + 1;
        faces(it,:) = [v0, v0 + 1, v0 + nv_x + 1];
        it = it +1;
    end
end

% Calculate normals and then average the normals from all adjacent faces.
for (it = 1:n_faces) 
    % Calculate the triangle normal as a normalized cross product.
    nrm = cross(verts(faces(it,2),:)-verts(faces(it,1),:),verts(faces(it,3),:)-verts(faces(it,1),:));
    nrm = nrm/norm(nrm);
    
    % Increment the normals of all incident vertices by the face normal
    verts_normals(faces(it,1),:) = verts_normals(faces(it,1),:) + nrm;
    verts_normals(faces(it,2),:) = verts_normals(faces(it,2),:) + nrm;
    verts_normals(faces(it,3),:) = verts_normals(faces(it,3),:) + nrm;
end

% Set the normals to the average values.
for it = 1:n_verts
    verts_normals(it,:) = verts_normals(it,:)/norm(verts_normals(it,:));
end

%generate obj file
fid = fopen('RandomRoad_6cm.obj','wt');
fprintf(fid,'# Random Road 6cm RMS (m)\n');
fprintf(fid,'o Grid\n');
for i = 1:n_verts
    fprintf(fid,'v %f %f %f\n',verts(i,1:3));
end
for i = 1:n_verts
    fprintf(fid,'vn %f %f %f\n',verts_normals(i,1:3));
end
for i = 1:n_faces
    fprintf(fid,'f %u//%u %u//%u %u//%u\n',faces(i,1),faces(i,1),faces(i,2),faces(i,2),faces(i,3),faces(i,3));
end
fclose(fid);
